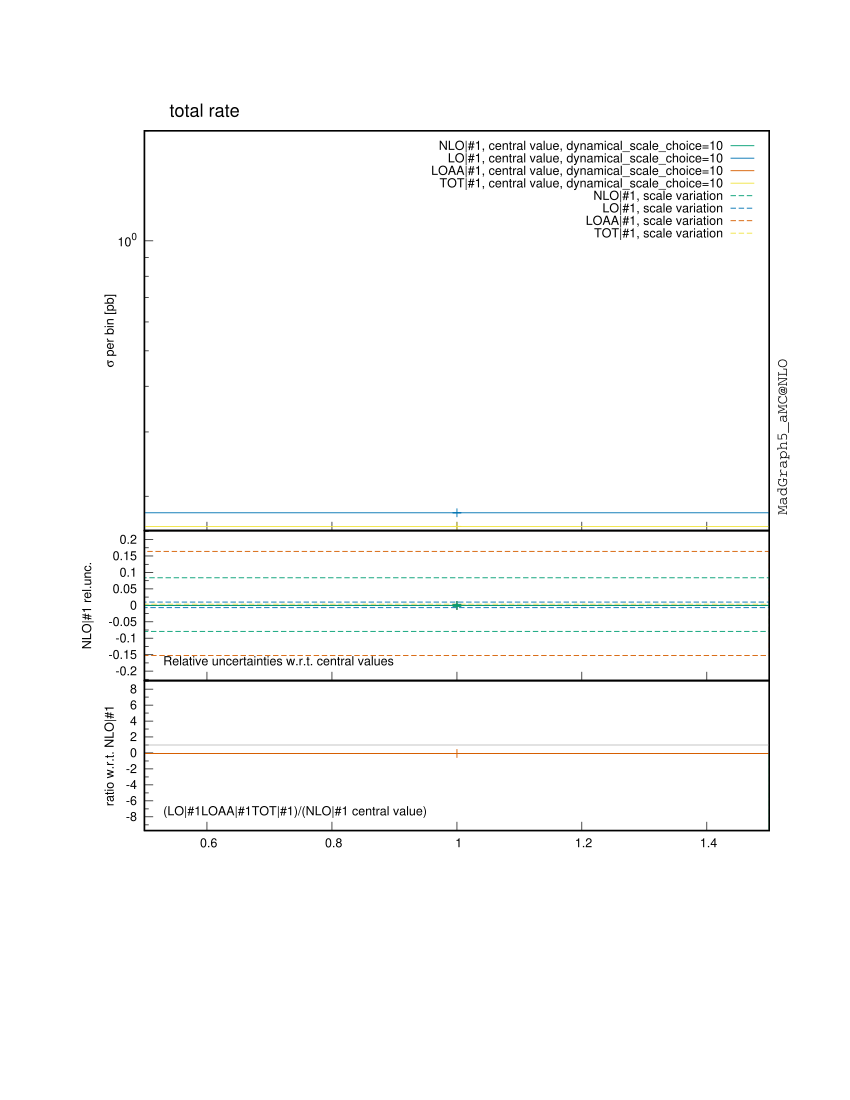

The gnuplot source for this figure:

################################################################################
#
# This gnuplot file was generated by MadGraph5_aMC@NLO project, a program which 
# automatically generates Feynman diagrams and matrix elements for arbitrary
# high-energy processes in the Standard Model and beyond. It also perform the
# integration and/or generate events for these processes, at LO and NLO accuracy.
#
# For more information, visit madgraph.phys.ucl.ac.be and amcatnlo.web.cern.ch
#
################################################################################
# /farmstorage/marcozaro/MadGraph/mg5amcnlo/mupmum_tt_nlo/bin/internal/histograms.py /farmstorage/marcozaro/MadGraph/mg5amcnlo/mupmum_tt_nlo/SubProcesses/P0_mupmum_ttx/all_G1_47/MADatNLO.HwU /farmstorage/marcozaro/MadGraph/mg5amcnlo/mupmum_tt_nlo/SubProcesses/P0_mupmum_ttx/all_G1_41/MADatNLO.HwU /farmstorage/marcozaro/MadGraph/mg5amcnlo/mupmum_tt_nlo/SubProcesses/P0_mupmum_ttx/all_G1_20/MADatNLO.HwU /farmstorage/marcozaro/MadGraph/mg5amcnlo/mupmum_tt_nlo/SubProcesses/P0_mupmum_ttx/all_G1_34/MADatNLO.HwU /farmstorage/marcozaro/MadGraph/mg5amcnlo/mupmum_tt_nlo/SubProcesses/P0_mupmum_ttx/all_G1_42/MADatNLO.HwU /farmstorage/marcozaro/MadGraph/mg5amcnlo/mupmum_tt_nlo/SubProcesses/P0_mupmum_ttx/all_G1_5/MADatNLO.HwU /farmstorage/marcozaro/MadGraph/mg5amcnlo/mupmum_tt_nlo/SubProcesses/P0_mupmum_ttx/all_G1_2/MADatNLO.HwU /farmstorage/marcozaro/MadGraph/mg5amcnlo/mupmum_tt_nlo/SubProcesses/P0_mupmum_ttx/all_G1_30/MADatNLO.HwU /farmstorage/marcozaro/MadGraph/mg5amcnlo/mupmum_tt_nlo/SubProcesses/P0_mupmum_ttx/all_G1_22/MADatNLO.HwU /farmstorage/marcozaro/MadGraph/mg5amcnlo/mupmum_tt_nlo/SubProcesses/P0_mupmum_ttx/all_G1_27/MADatNLO.HwU /farmstorage/marcozaro/MadGraph/mg5amcnlo/mupmum_tt_nlo/SubProcesses/P0_mupmum_ttx/all_G1_43/MADatNLO.HwU /farmstorage/marcozaro/MadGraph/mg5amcnlo/mupmum_tt_nlo/SubProcesses/P0_mupmum_ttx/all_G1_46/MADatNLO.HwU /farmstorage/marcozaro/MadGraph/mg5amcnlo/mupmum_tt_nlo/SubProcesses/P0_mupmum_ttx/all_G1_1/MADatNLO.HwU /farmstorage/marcozaro/MadGraph/mg5amcnlo/mupmum_tt_nlo/SubProcesses/P0_mupmum_ttx/all_G1_49/MADatNLO.HwU /farmstorage/marcozaro/MadGraph/mg5amcnlo/mupmum_tt_nlo/SubProcesses/P0_mupmum_ttx/all_G1_11/MADatNLO.HwU /farmstorage/marcozaro/MadGraph/mg5amcnlo/mupmum_tt_nlo/SubProcesses/P0_mupmum_ttx/all_G1_36/MADatNLO.HwU /farmstorage/marcozaro/MadGraph/mg5amcnlo/mupmum_tt_nlo/SubProcesses/P0_mupmum_ttx/all_G1_33/MADatNLO.HwU /farmstorage/marcozaro/MadGraph/mg5amcnlo/mupmum_tt_nlo/SubProcesses/P0_mupmum_ttx/all_G1_40/MADatNLO.HwU /farmstorage/marcozaro/MadGraph/mg5amcnlo/mupmum_tt_nlo/SubProcesses/P0_mupmum_ttx/all_G1_12/MADatNLO.HwU /farmstorage/marcozaro/MadGraph/mg5amcnlo/mupmum_tt_nlo/SubProcesses/P0_mupmum_ttx/all_G1_15/MADatNLO.HwU /farmstorage/marcozaro/MadGraph/mg5amcnlo/mupmum_tt_nlo/SubProcesses/P0_mupmum_ttx/all_G1_50/MADatNLO.HwU /farmstorage/marcozaro/MadGraph/mg5amcnlo/mupmum_tt_nlo/SubProcesses/P0_mupmum_ttx/all_G1_3/MADatNLO.HwU /farmstorage/marcozaro/MadGraph/mg5amcnlo/mupmum_tt_nlo/SubProcesses/P0_mupmum_ttx/all_G1_35/MADatNLO.HwU /farmstorage/marcozaro/MadGraph/mg5amcnlo/mupmum_tt_nlo/SubProcesses/P0_mupmum_ttx/all_G1_26/MADatNLO.HwU /farmstorage/marcozaro/MadGraph/mg5amcnlo/mupmum_tt_nlo/SubProcesses/P0_mupmum_ttx/all_G1_37/MADatNLO.HwU /farmstorage/marcozaro/MadGraph/mg5amcnlo/mupmum_tt_nlo/SubProcesses/P0_mupmum_ttx/all_G1_25/MADatNLO.HwU /farmstorage/marcozaro/MadGraph/mg5amcnlo/mupmum_tt_nlo/SubProcesses/P0_mupmum_ttx/all_G1_8/MADatNLO.HwU /farmstorage/marcozaro/MadGraph/mg5amcnlo/mupmum_tt_nlo/SubProcesses/P0_mupmum_ttx/all_G1_18/MADatNLO.HwU /farmstorage/marcozaro/MadGraph/mg5amcnlo/mupmum_tt_nlo/SubProcesses/P0_mupmum_ttx/all_G1_17/MADatNLO.HwU /farmstorage/marcozaro/MadGraph/mg5amcnlo/mupmum_tt_nlo/SubProcesses/P0_mupmum_ttx/all_G1_29/MADatNLO.HwU /farmstorage/marcozaro/MadGraph/mg5amcnlo/mupmum_tt_nlo/SubProcesses/P0_mupmum_ttx/all_G1_24/MADatNLO.HwU /farmstorage/marcozaro/MadGraph/mg5amcnlo/mupmum_tt_nlo/SubProcesses/P0_mupmum_ttx/all_G1_16/MADatNLO.HwU /farmstorage/marcozaro/MadGraph/mg5amcnlo/mupmum_tt_nlo/SubProcesses/P0_mupmum_ttx/all_G1_19/MADatNLO.HwU /farmstorage/marcozaro/MadGraph/mg5amcnlo/mupmum_tt_nlo/SubProcesses/P0_mupmum_ttx/all_G1_7/MADatNLO.HwU /farmstorage/marcozaro/MadGraph/mg5amcnlo/mupmum_tt_nlo/SubProcesses/P0_mupmum_ttx/all_G1_9/MADatNLO.HwU /farmstorage/marcozaro/MadGraph/mg5amcnlo/mupmum_tt_nlo/SubProcesses/P0_mupmum_ttx/all_G1_10/MADatNLO.HwU /farmstorage/marcozaro/MadGraph/mg5amcnlo/mupmum_tt_nlo/SubProcesses/P0_mupmum_ttx/all_G1_44/MADatNLO.HwU /farmstorage/marcozaro/MadGraph/mg5amcnlo/mupmum_tt_nlo/SubProcesses/P0_mupmum_ttx/all_G1_39/MADatNLO.HwU /farmstorage/marcozaro/MadGraph/mg5amcnlo/mupmum_tt_nlo/SubProcesses/P0_mupmum_ttx/all_G1_21/MADatNLO.HwU /farmstorage/marcozaro/MadGraph/mg5amcnlo/mupmum_tt_nlo/SubProcesses/P0_mupmum_ttx/all_G1_4/MADatNLO.HwU /farmstorage/marcozaro/MadGraph/mg5amcnlo/mupmum_tt_nlo/SubProcesses/P0_mupmum_ttx/all_G1_14/MADatNLO.HwU /farmstorage/marcozaro/MadGraph/mg5amcnlo/mupmum_tt_nlo/SubProcesses/P0_mupmum_ttx/all_G1_13/MADatNLO.HwU /farmstorage/marcozaro/MadGraph/mg5amcnlo/mupmum_tt_nlo/SubProcesses/P0_mupmum_ttx/all_G1_38/MADatNLO.HwU /farmstorage/marcozaro/MadGraph/mg5amcnlo/mupmum_tt_nlo/SubProcesses/P0_mupmum_ttx/all_G1_28/MADatNLO.HwU /farmstorage/marcozaro/MadGraph/mg5amcnlo/mupmum_tt_nlo/SubProcesses/P0_mupmum_ttx/all_G1_23/MADatNLO.HwU /farmstorage/marcozaro/MadGraph/mg5amcnlo/mupmum_tt_nlo/SubProcesses/P0_mupmum_ttx/all_G1_45/MADatNLO.HwU /farmstorage/marcozaro/MadGraph/mg5amcnlo/mupmum_tt_nlo/SubProcesses/P0_mupmum_ttx/all_G1_31/MADatNLO.HwU /farmstorage/marcozaro/MadGraph/mg5amcnlo/mupmum_tt_nlo/SubProcesses/P0_mupmum_ttx/all_G1_48/MADatNLO.HwU /farmstorage/marcozaro/MadGraph/mg5amcnlo/mupmum_tt_nlo/SubProcesses/P0_mupmum_ttx/all_G1_32/MADatNLO.HwU /farmstorage/marcozaro/MadGraph/mg5amcnlo/mupmum_tt_nlo/SubProcesses/P0_mupmum_ttx/all_G1_6/MADatNLO.HwU /farmstorage/marcozaro/MadGraph/mg5amcnlo/mupmum_tt_nlo/SubProcesses/P0_aa_ttx/all_G1_3/MADatNLO.HwU /farmstorage/marcozaro/MadGraph/mg5amcnlo/mupmum_tt_nlo/SubProcesses/P0_aa_ttx/all_G1_5/MADatNLO.HwU /farmstorage/marcozaro/MadGraph/mg5amcnlo/mupmum_tt_nlo/SubProcesses/P0_aa_ttx/all_G1_22/MADatNLO.HwU /farmstorage/marcozaro/MadGraph/mg5amcnlo/mupmum_tt_nlo/SubProcesses/P0_aa_ttx/all_G1_10/MADatNLO.HwU /farmstorage/marcozaro/MadGraph/mg5amcnlo/mupmum_tt_nlo/SubProcesses/P0_aa_ttx/all_G1_11/MADatNLO.HwU /farmstorage/marcozaro/MadGraph/mg5amcnlo/mupmum_tt_nlo/SubProcesses/P0_aa_ttx/all_G1_7/MADatNLO.HwU /farmstorage/marcozaro/MadGraph/mg5amcnlo/mupmum_tt_nlo/SubProcesses/P0_aa_ttx/all_G1_13/MADatNLO.HwU /farmstorage/marcozaro/MadGraph/mg5amcnlo/mupmum_tt_nlo/SubProcesses/P0_aa_ttx/all_G1_6/MADatNLO.HwU /farmstorage/marcozaro/MadGraph/mg5amcnlo/mupmum_tt_nlo/SubProcesses/P0_aa_ttx/all_G1_1/MADatNLO.HwU /farmstorage/marcozaro/MadGraph/mg5amcnlo/mupmum_tt_nlo/SubProcesses/P0_aa_ttx/all_G1_20/MADatNLO.HwU /farmstorage/marcozaro/MadGraph/mg5amcnlo/mupmum_tt_nlo/SubProcesses/P0_aa_ttx/all_G1_8/MADatNLO.HwU /farmstorage/marcozaro/MadGraph/mg5amcnlo/mupmum_tt_nlo/SubProcesses/P0_aa_ttx/all_G1_2/MADatNLO.HwU /farmstorage/marcozaro/MadGraph/mg5amcnlo/mupmum_tt_nlo/SubProcesses/P0_aa_ttx/all_G1_14/MADatNLO.HwU /farmstorage/marcozaro/MadGraph/mg5amcnlo/mupmum_tt_nlo/SubProcesses/P0_aa_ttx/all_G1_9/MADatNLO.HwU /farmstorage/marcozaro/MadGraph/mg5amcnlo/mupmum_tt_nlo/SubProcesses/P0_aa_ttx/all_G1_17/MADatNLO.HwU /farmstorage/marcozaro/MadGraph/mg5amcnlo/mupmum_tt_nlo/SubProcesses/P0_aa_ttx/all_G1_12/MADatNLO.HwU /farmstorage/marcozaro/MadGraph/mg5amcnlo/mupmum_tt_nlo/SubProcesses/P0_aa_ttx/all_G1_15/MADatNLO.HwU /farmstorage/marcozaro/MadGraph/mg5amcnlo/mupmum_tt_nlo/SubProcesses/P0_aa_ttx/all_G1_23/MADatNLO.HwU /farmstorage/marcozaro/MadGraph/mg5amcnlo/mupmum_tt_nlo/SubProcesses/P0_aa_ttx/all_G1_24/MADatNLO.HwU /farmstorage/marcozaro/MadGraph/mg5amcnlo/mupmum_tt_nlo/SubProcesses/P0_aa_ttx/all_G1_4/MADatNLO.HwU /farmstorage/marcozaro/MadGraph/mg5amcnlo/mupmum_tt_nlo/SubProcesses/P0_aa_ttx/all_G1_19/MADatNLO.HwU /farmstorage/marcozaro/MadGraph/mg5amcnlo/mupmum_tt_nlo/SubProcesses/P0_aa_ttx/all_G1_16/MADatNLO.HwU /farmstorage/marcozaro/MadGraph/mg5amcnlo/mupmum_tt_nlo/SubProcesses/P0_aa_ttx/all_G1_21/MADatNLO.HwU /farmstorage/marcozaro/MadGraph/mg5amcnlo/mupmum_tt_nlo/SubProcesses/P0_aa_ttx/all_G1_18/MADatNLO.HwU --out=/farmstorage/marcozaro/MadGraph/mg5amcnlo/mupmum_tt_nlo/Events/run_1tev_NLO/MADatNLO --gnuplot --band=[] --lhapdf-config=/home/marcozaro/LHAPDF6/bin/lhapdf-config --sum --keep_all_weights --no_open
reset

set lmargin 10
set rmargin 0
set terminal postscript portrait enhanced color "Helvetica" 9 
# The pdf terminal offers transparency support, but you will have to adapt things a bit
#set terminal pdf enhanced font "Helvetica 12" lw 1.0 dashed size 29.7cm, 21cm
set key font ",9"
set key samplen "2"
set output "MADatNLO.ps"

# This is the "PODO" color palette of gnuplot v.5, but with the order
# changed: palette of colors selected to be easily distinguishable by
# color-blind individuals with either protanopia or deuteranopia. Bang
# Wong [2011] Nature Methods 8, 441.

set style line   1 lt 1 lc rgb "#009e73" lw 1.3
set style line 101 lt 1 lc rgb "#009e73" lw 1.3 dt (6,3)
set style line  11 lt 2 lc rgb "#009e73" lw 1.3 dt (6,3)
set style line  21 lt 4 lc rgb "#009e73" lw 1.3 dt (3,2)
set style line  31 lt 6 lc rgb "#009e73" lw 1.3 dt (2,1)
set style line  41 lt 8 lc rgb "#009e73" lw 1.3 dt (4,3)

set style line   2 lt 1 lc rgb "#0072b2" lw 1.3
set style line 102 lt 1 lc rgb "#0072b2" lw 1.3 dt (6,3)
set style line  12 lt 2 lc rgb "#0072b2" lw 1.3 dt (6,3)
set style line  22 lt 4 lc rgb "#0072b2" lw 1.3 dt (3,2)
set style line  32 lt 6 lc rgb "#0072b2" lw 1.3 dt (2,1)
set style line  42 lt 8 lc rgb "#0072b2" lw 1.3 dt (4,3)

set style line   3 lt 1 lc rgb "#d55e00" lw 1.3
set style line 103 lt 1 lc rgb "#d55e00" lw 1.3 dt (6,3)
set style line  13 lt 2 lc rgb "#d55e00" lw 1.3 dt (6,3)
set style line  23 lt 4 lc rgb "#d55e00" lw 1.3 dt (3,2)
set style line  33 lt 6 lc rgb "#d55e00" lw 1.3 dt (2,1)
set style line  43 lt 8 lc rgb "#d55e00" lw 1.3 dt (4,3)

set style line   4 lt 1 lc rgb "#f0e442" lw 1.3
set style line 104 lt 1 lc rgb "#f0e442" lw 1.3 dt (6,3)
set style line  14 lt 2 lc rgb "#f0e442" lw 1.3 dt (6,3)
set style line  24 lt 4 lc rgb "#f0e442" lw 1.3 dt (3,2)
set style line  34 lt 6 lc rgb "#f0e442" lw 1.3 dt (2,1)
set style line  44 lt 8 lc rgb "#f0e442" lw 1.3 dt (4,3)

set style line   5 lt 1 lc rgb "#56b4e9" lw 1.3
set style line 105 lt 1 lc rgb "#56b4e9" lw 1.3 dt (6,3)
set style line  15 lt 2 lc rgb "#56b4e9" lw 1.3 dt (6,3)
set style line  25 lt 4 lc rgb "#56b4e9" lw 1.3 dt (3,2)
set style line  35 lt 6 lc rgb "#56b4e9" lw 1.3 dt (2,1)
set style line  45 lt 8 lc rgb "#56b4e9" lw 1.3 dt (4,3)

set style line   6 lt 1 lc rgb "#cc79a7" lw 1.3
set style line 106 lt 1 lc rgb "#cc79a7" lw 1.3 dt (6,3)
set style line  16 lt 2 lc rgb "#cc79a7" lw 1.3 dt (6,3)
set style line  26 lt 4 lc rgb "#cc79a7" lw 1.3 dt (3,2)
set style line  36 lt 6 lc rgb "#cc79a7" lw 1.3 dt (2,1)
set style line  46 lt 8 lc rgb "#cc79a7" lw 1.3 dt (4,3)

set style line   7 lt 1 lc rgb "#e69f00" lw 1.3
set style line 107 lt 1 lc rgb "#e69f00" lw 1.3 dt (6,3)
set style line  17 lt 2 lc rgb "#e69f00" lw 1.3 dt (6,3)
set style line  27 lt 4 lc rgb "#e69f00" lw 1.3 dt (3,2)
set style line  37 lt 6 lc rgb "#e69f00" lw 1.3 dt (2,1)
set style line  47 lt 8 lc rgb "#e69f00" lw 1.3 dt (4,3)

set style line   8 lt 1 lc rgb "black" lw 1.3
set style line 108 lt 1 lc rgb "black" lw 1.3 dt (6,3)
set style line  18 lt 2 lc rgb "black" lw 1.3 dt (6,3)
set style line  28 lt 4 lc rgb "black" lw 1.3 dt (3,2)
set style line  38 lt 6 lc rgb "black" lw 1.3 dt (2,1)
set style line  48 lt 8 lc rgb "black" lw 1.3 dt (4,3)


set style line 999 lt 1 lc rgb "gray" lw 1.3

safe(x,y,a) = (y == 0.0 ? a : x/y)

set style data histeps
set key invert



################################################################################
### Rendering of the plot titled 'total rate'
################################################################################

set multiplot
set label "total rate" font ",13" at graph 0.04, graph 1.05
set xrange [5.0000e-01:1.5000e+00]
set bmargin 0 
set tmargin 0
set xtics nomirror
set ytics nomirror
set mytics 10
set xtics auto
set key horizontal noreverse maxcols 1 width -4 
set label front 'MadGraph5\_aMC\@NLO' font "Courier,11" rotate by 90 at graph 1.02, graph 0.04

#-- rendering subhistograms 'NLO|#1 and LO|#1 results'

set format y '10^{%T}'
set yrange [1.6107e-01:2.0024e+00]
set origin 0.0000e+00, 5.0000e-01
set size 1.0000e+00, 4.0000e-01
set mytics 10
set ytics auto
set format x ''
set logscale y
set ylabel "{/Symbol s} per bin [pb]"

plot \
sqrt(-1) ls 14 title 'TOT|#1, scale variation',\
sqrt(-1) ls 13 title 'LOAA|#1, scale variation',\
sqrt(-1) ls 12 title 'LO|#1, scale variation',\
sqrt(-1) ls 11 title 'NLO|#1, scale variation',\
'MADatNLO.HwU' index 3 using (($1+$2)/2):($3 >= 0 ? sqrt(-1) : abs($3)):4 w yerrorbar ls 104 title '',\
'MADatNLO.HwU' index 3 using (($1+$2)/2):($3 >= 0 ? sqrt(-1) : abs($3)) ls 104 title '',\
'MADatNLO.HwU' index 3 using (($1+$2)/2):($3 < 0 ? sqrt(-1) : $3):4 w yerrorbar ls 4 title '',\
'MADatNLO.HwU' index 3 using (($1+$2)/2):($3 < 0 ? sqrt(-1) : $3) ls 4 title 'TOT|#1, central value, dynamical\_scale\_choice=10',\
'MADatNLO.HwU' index 2 using (($1+$2)/2):($3 >= 0 ? sqrt(-1) : abs($3)):4 w yerrorbar ls 103 title '',\
'MADatNLO.HwU' index 2 using (($1+$2)/2):($3 >= 0 ? sqrt(-1) : abs($3)) ls 103 title '',\
'MADatNLO.HwU' index 2 using (($1+$2)/2):($3 < 0 ? sqrt(-1) : $3):4 w yerrorbar ls 3 title '',\
'MADatNLO.HwU' index 2 using (($1+$2)/2):($3 < 0 ? sqrt(-1) : $3) ls 3 title 'LOAA|#1, central value, dynamical\_scale\_choice=10',\
'MADatNLO.HwU' index 1 using (($1+$2)/2):($3 >= 0 ? sqrt(-1) : abs($3)):4 w yerrorbar ls 102 title '',\
'MADatNLO.HwU' index 1 using (($1+$2)/2):($3 >= 0 ? sqrt(-1) : abs($3)) ls 102 title '',\
'MADatNLO.HwU' index 1 using (($1+$2)/2):($3 < 0 ? sqrt(-1) : $3):4 w yerrorbar ls 2 title '',\
'MADatNLO.HwU' index 1 using (($1+$2)/2):($3 < 0 ? sqrt(-1) : $3) ls 2 title 'LO|#1, central value, dynamical\_scale\_choice=10',\
'MADatNLO.HwU' index 0 using (($1+$2)/2):($3 >= 0 ? sqrt(-1) : abs($3)):4 w yerrorbar ls 101 title '',\
'MADatNLO.HwU' index 0 using (($1+$2)/2):($3 >= 0 ? sqrt(-1) : abs($3)) ls 101 title '',\
'MADatNLO.HwU' index 0 using (($1+$2)/2):($3 < 0 ? sqrt(-1) : $3):4 w yerrorbar ls 1 title '',\
'MADatNLO.HwU' index 0 using (($1+$2)/2):($3 < 0 ? sqrt(-1) : $3) ls 1 title 'NLO|#1, central value, dynamical\_scale\_choice=10'
#-- rendering subhistograms 'Relative scale and PDF uncertainty'
unset label
unset format
set yrange [-2.2863e-01:2.2749e-01]
set origin 0.0000e+00, 3.5000e-01
set size 1.0000e+00, 1.5000e-01
set mytics 2
set ytics auto
set format x ''
unset logscale y
set ylabel "NLO|#1 rel.unc."
set label "Relative uncertainties w.r.t. central values" font ",9" front at graph 0.03, graph 0.13
plot \
'MADatNLO.HwU' index 3 using (($1+$2)/2):(safe($7,$3,1.0)-1.0) ls 14 title '',\
'MADatNLO.HwU' index 3 using (($1+$2)/2):(safe($6,$3,1.0)-1.0) ls 14 title '',\
'MADatNLO.HwU' index 2 using (($1+$2)/2):(safe($7,$3,1.0)-1.0) ls 13 title '',\
'MADatNLO.HwU' index 2 using (($1+$2)/2):(safe($6,$3,1.0)-1.0) ls 13 title '',\
'MADatNLO.HwU' index 1 using (($1+$2)/2):(safe($7,$3,1.0)-1.0) ls 12 title '',\
'MADatNLO.HwU' index 1 using (($1+$2)/2):(safe($6,$3,1.0)-1.0) ls 12 title '',\
'MADatNLO.HwU' index 0 using (($1+$2)/2):(safe($7,$3,1.0)-1.0) ls 11 title '',\
'MADatNLO.HwU' index 0 using (($1+$2)/2):(safe($6,$3,1.0)-1.0) ls 11 title '',\
0.0 ls 999 title '',\
'MADatNLO.HwU' index 3 using (($1+$2)/2):(0.0):(safe($4,$3,0.0)) w yerrorbar ls 4 title '',\
'MADatNLO.HwU' index 3 using (($1+$2)/2):(safe($5,$3,1.0)-1.0) ls 4 title '',\
'MADatNLO.HwU' index 2 using (($1+$2)/2):(0.0):(safe($4,$3,0.0)) w yerrorbar ls 3 title '',\
'MADatNLO.HwU' index 2 using (($1+$2)/2):(safe($5,$3,1.0)-1.0) ls 3 title '',\
'MADatNLO.HwU' index 1 using (($1+$2)/2):(0.0):(safe($4,$3,0.0)) w yerrorbar ls 2 title '',\
'MADatNLO.HwU' index 1 using (($1+$2)/2):(safe($5,$3,1.0)-1.0) ls 2 title '',\
'MADatNLO.HwU' index 0 using (($1+$2)/2):(0.0):(safe($4,$3,0.0)) w yerrorbar ls 1 title '',\
'MADatNLO.HwU' index 0 using (($1+$2)/2):(safe($5,$3,1.0)-1.0) ls 1 title ''
#-- rendering subhistograms '(LO|#1LOAA|#1TOT|#1)/(NLO|#1 central value) ratio'
unset label
unset format
set yrange [-9.7218e+00:9.0743e+00]
set origin 0.0000e+00, 2.0000e-01
set size 1.0000e+00, 1.5000e-01
set mytics 2
set ytics auto
set format x
unset logscale y
set ylabel "ratio w.r.t. NLO|#1"
set label "(LO|#1LOAA|#1TOT|#1)/(NLO|#1 central value)" font ",9" at graph 0.03, graph 0.13
plot \
1.0 ls 999 title '',\
'MADatNLO.HwU' index 6 using (($1+$2)/2):7 ls 14 title '',\
'MADatNLO.HwU' index 6 using (($1+$2)/2):6 ls 14 title '',\
'MADatNLO.HwU' index 5 using (($1+$2)/2):7 ls 13 title '',\
'MADatNLO.HwU' index 5 using (($1+$2)/2):6 ls 13 title '',\
'MADatNLO.HwU' index 4 using (($1+$2)/2):7 ls 12 title '',\
'MADatNLO.HwU' index 4 using (($1+$2)/2):6 ls 12 title '',\
'MADatNLO.HwU' index 6 using (($1+$2)/2):5 ls 4 title '',\
'MADatNLO.HwU' index 6 using (($1+$2)/2):3:4 w yerrorbar ls 4 title '',\
'MADatNLO.HwU' index 6 using (($1+$2)/2):3 ls 4 title '',\
'MADatNLO.HwU' index 5 using (($1+$2)/2):5 ls 3 title '',\
'MADatNLO.HwU' index 5 using (($1+$2)/2):3:4 w yerrorbar ls 3 title '',\
'MADatNLO.HwU' index 5 using (($1+$2)/2):3 ls 3 title '',\
'MADatNLO.HwU' index 4 using (($1+$2)/2):5 ls 2 title '',\
'MADatNLO.HwU' index 4 using (($1+$2)/2):3:4 w yerrorbar ls 2 title '',\
'MADatNLO.HwU' index 4 using (($1+$2)/2):3 ls 2 title ''

unset label

################################################################################

################################################################################
### Rendering of the plot titled 'total rate real'
################################################################################

set multiplot
set label "total rate real" font ",13" at graph 0.04, graph 1.05
set xrange [5.0000e-01:5.5000e+00]
set bmargin 0 
set tmargin 0
set xtics nomirror
set ytics nomirror
set mytics 10
set xtics auto
set key horizontal noreverse maxcols 1 width -4 
set label front 'MadGraph5\_aMC\@NLO' font "Courier,11" rotate by 90 at graph 1.02, graph 0.04

#-- rendering subhistograms 'NLO|#1 and LO|#1 results'

set format y '10^{%T}'
set yrange [9.0000e-01:1.1000e+02]
set origin 0.0000e+00, 5.0000e-01
set size 1.0000e+00, 4.0000e-01
set mytics 10
set ytics auto
set format x ''
set logscale y
set ylabel "{/Symbol s} per bin [pb]"

plot \
sqrt(-1) ls 14 title 'TOT|#1, scale variation',\
sqrt(-1) ls 13 title 'LOAA|#1, scale variation',\
sqrt(-1) ls 12 title 'LO|#1, scale variation',\
sqrt(-1) ls 11 title 'NLO|#1, scale variation',\
'MADatNLO.HwU' index 10 using (($1+$2)/2):($3 >= 0 ? sqrt(-1) : abs($3)):4 w yerrorbar ls 104 title '',\
'MADatNLO.HwU' index 10 using (($1+$2)/2):($3 >= 0 ? sqrt(-1) : abs($3)) ls 104 title '',\
'MADatNLO.HwU' index 10 using (($1+$2)/2):($3 < 0 ? sqrt(-1) : $3):4 w yerrorbar ls 4 title '',\
'MADatNLO.HwU' index 10 using (($1+$2)/2):($3 < 0 ? sqrt(-1) : $3) ls 4 title 'TOT|#1, central value, dynamical\_scale\_choice=10',\
'MADatNLO.HwU' index 9 using (($1+$2)/2):($3 >= 0 ? sqrt(-1) : abs($3)):4 w yerrorbar ls 103 title '',\
'MADatNLO.HwU' index 9 using (($1+$2)/2):($3 >= 0 ? sqrt(-1) : abs($3)) ls 103 title '',\
'MADatNLO.HwU' index 9 using (($1+$2)/2):($3 < 0 ? sqrt(-1) : $3):4 w yerrorbar ls 3 title '',\
'MADatNLO.HwU' index 9 using (($1+$2)/2):($3 < 0 ? sqrt(-1) : $3) ls 3 title 'LOAA|#1, central value, dynamical\_scale\_choice=10',\
'MADatNLO.HwU' index 8 using (($1+$2)/2):($3 >= 0 ? sqrt(-1) : abs($3)):4 w yerrorbar ls 102 title '',\
'MADatNLO.HwU' index 8 using (($1+$2)/2):($3 >= 0 ? sqrt(-1) : abs($3)) ls 102 title '',\
'MADatNLO.HwU' index 8 using (($1+$2)/2):($3 < 0 ? sqrt(-1) : $3):4 w yerrorbar ls 2 title '',\
'MADatNLO.HwU' index 8 using (($1+$2)/2):($3 < 0 ? sqrt(-1) : $3) ls 2 title 'LO|#1, central value, dynamical\_scale\_choice=10',\
'MADatNLO.HwU' index 7 using (($1+$2)/2):($3 >= 0 ? sqrt(-1) : abs($3)):4 w yerrorbar ls 101 title '',\
'MADatNLO.HwU' index 7 using (($1+$2)/2):($3 >= 0 ? sqrt(-1) : abs($3)) ls 101 title '',\
'MADatNLO.HwU' index 7 using (($1+$2)/2):($3 < 0 ? sqrt(-1) : $3):4 w yerrorbar ls 1 title '',\
'MADatNLO.HwU' index 7 using (($1+$2)/2):($3 < 0 ? sqrt(-1) : $3) ls 1 title 'NLO|#1, central value, dynamical\_scale\_choice=10'
#-- rendering subhistograms 'Relative scale and PDF uncertainty'
unset label
unset format
set yrange [-1.4800e+00:1.4000e+00]
set origin 0.0000e+00, 3.5000e-01
set size 1.0000e+00, 1.5000e-01
set mytics 2
set ytics auto
set format x ''
unset logscale y
set ylabel "NLO|#1 rel.unc."
set label "Relative uncertainties w.r.t. central values" font ",9" front at graph 0.03, graph 0.13
plot \
'MADatNLO.HwU' index 10 using (($1+$2)/2):(safe($7,$3,1.0)-1.0) ls 14 title '',\
'MADatNLO.HwU' index 10 using (($1+$2)/2):(safe($6,$3,1.0)-1.0) ls 14 title '',\
'MADatNLO.HwU' index 9 using (($1+$2)/2):(safe($7,$3,1.0)-1.0) ls 13 title '',\
'MADatNLO.HwU' index 9 using (($1+$2)/2):(safe($6,$3,1.0)-1.0) ls 13 title '',\
'MADatNLO.HwU' index 8 using (($1+$2)/2):(safe($7,$3,1.0)-1.0) ls 12 title '',\
'MADatNLO.HwU' index 8 using (($1+$2)/2):(safe($6,$3,1.0)-1.0) ls 12 title '',\
'MADatNLO.HwU' index 7 using (($1+$2)/2):(safe($7,$3,1.0)-1.0) ls 11 title '',\
'MADatNLO.HwU' index 7 using (($1+$2)/2):(safe($6,$3,1.0)-1.0) ls 11 title '',\
0.0 ls 999 title '',\
'MADatNLO.HwU' index 10 using (($1+$2)/2):(0.0):(safe($4,$3,0.0)) w yerrorbar ls 4 title '',\
'MADatNLO.HwU' index 10 using (($1+$2)/2):(safe($5,$3,1.0)-1.0) ls 4 title '',\
'MADatNLO.HwU' index 9 using (($1+$2)/2):(0.0):(safe($4,$3,0.0)) w yerrorbar ls 3 title '',\
'MADatNLO.HwU' index 9 using (($1+$2)/2):(safe($5,$3,1.0)-1.0) ls 3 title '',\
'MADatNLO.HwU' index 8 using (($1+$2)/2):(0.0):(safe($4,$3,0.0)) w yerrorbar ls 2 title '',\
'MADatNLO.HwU' index 8 using (($1+$2)/2):(safe($5,$3,1.0)-1.0) ls 2 title '',\
'MADatNLO.HwU' index 7 using (($1+$2)/2):(0.0):(safe($4,$3,0.0)) w yerrorbar ls 1 title '',\
'MADatNLO.HwU' index 7 using (($1+$2)/2):(safe($5,$3,1.0)-1.0) ls 1 title ''
#-- rendering subhistograms '(LO|#1LOAA|#1TOT|#1)/(NLO|#1 central value) ratio'
unset label
unset format
set yrange [-2.4000e-01:1.2000e+00]
set origin 0.0000e+00, 2.0000e-01
set size 1.0000e+00, 1.5000e-01
set mytics 2
set ytics auto
set format x
unset logscale y
set ylabel "ratio w.r.t. NLO|#1"
set label "(LO|#1LOAA|#1TOT|#1)/(NLO|#1 central value)" font ",9" at graph 0.03, graph 0.13
plot \
1.0 ls 999 title '',\
'MADatNLO.HwU' index 13 using (($1+$2)/2):7 ls 14 title '',\
'MADatNLO.HwU' index 13 using (($1+$2)/2):6 ls 14 title '',\
'MADatNLO.HwU' index 12 using (($1+$2)/2):7 ls 13 title '',\
'MADatNLO.HwU' index 12 using (($1+$2)/2):6 ls 13 title '',\
'MADatNLO.HwU' index 11 using (($1+$2)/2):7 ls 12 title '',\
'MADatNLO.HwU' index 11 using (($1+$2)/2):6 ls 12 title '',\
'MADatNLO.HwU' index 13 using (($1+$2)/2):5 ls 4 title '',\
'MADatNLO.HwU' index 13 using (($1+$2)/2):3:4 w yerrorbar ls 4 title '',\
'MADatNLO.HwU' index 13 using (($1+$2)/2):3 ls 4 title '',\
'MADatNLO.HwU' index 12 using (($1+$2)/2):5 ls 3 title '',\
'MADatNLO.HwU' index 12 using (($1+$2)/2):3:4 w yerrorbar ls 3 title '',\
'MADatNLO.HwU' index 12 using (($1+$2)/2):3 ls 3 title '',\
'MADatNLO.HwU' index 11 using (($1+$2)/2):5 ls 2 title '',\
'MADatNLO.HwU' index 11 using (($1+$2)/2):3:4 w yerrorbar ls 2 title '',\
'MADatNLO.HwU' index 11 using (($1+$2)/2):3 ls 2 title ''

unset label

################################################################################

################################################################################
### Rendering of the plot titled 'mtt'
################################################################################

set multiplot
set label "mtt" font ",13" at graph 0.04, graph 1.05
set xrange [3.4000e+02:1.0000e+03]
set bmargin 0 
set tmargin 0
set xtics nomirror
set ytics nomirror
set mytics 10
set xtics auto
set key horizontal noreverse maxcols 1 width -4 
set label front 'MadGraph5\_aMC\@NLO' font "Courier,11" rotate by 90 at graph 1.02, graph 0.04

#-- rendering subhistograms 'NLO|#1 and LO|#1 results'

set format y '10^{%T}'
set yrange [2.0394e-06:5.8743e-02]
set origin 0.0000e+00, 5.0000e-01
set size 1.0000e+00, 4.0000e-01
set mytics 10
set ytics auto
set format x ''
set logscale y
set ylabel "{/Symbol s} per bin [pb]"

plot \
sqrt(-1) ls 14 title 'TOT|#1, scale variation',\
sqrt(-1) ls 13 title 'LOAA|#1, scale variation',\
sqrt(-1) ls 12 title 'LO|#1, scale variation',\
sqrt(-1) ls 11 title 'NLO|#1, scale variation',\
'MADatNLO.HwU' index 17 using (($1+$2)/2):($3 >= 0 ? sqrt(-1) : abs($3)):4 w yerrorbar ls 104 title '',\
'MADatNLO.HwU' index 17 using (($1+$2)/2):($3 >= 0 ? sqrt(-1) : abs($3)) ls 104 title '',\
'MADatNLO.HwU' index 17 using (($1+$2)/2):($3 < 0 ? sqrt(-1) : $3):4 w yerrorbar ls 4 title '',\
'MADatNLO.HwU' index 17 using (($1+$2)/2):($3 < 0 ? sqrt(-1) : $3) ls 4 title 'TOT|#1, central value, dynamical\_scale\_choice=10',\
'MADatNLO.HwU' index 16 using (($1+$2)/2):($3 >= 0 ? sqrt(-1) : abs($3)):4 w yerrorbar ls 103 title '',\
'MADatNLO.HwU' index 16 using (($1+$2)/2):($3 >= 0 ? sqrt(-1) : abs($3)) ls 103 title '',\
'MADatNLO.HwU' index 16 using (($1+$2)/2):($3 < 0 ? sqrt(-1) : $3):4 w yerrorbar ls 3 title '',\
'MADatNLO.HwU' index 16 using (($1+$2)/2):($3 < 0 ? sqrt(-1) : $3) ls 3 title 'LOAA|#1, central value, dynamical\_scale\_choice=10',\
'MADatNLO.HwU' index 15 using (($1+$2)/2):($3 >= 0 ? sqrt(-1) : abs($3)):4 w yerrorbar ls 102 title '',\
'MADatNLO.HwU' index 15 using (($1+$2)/2):($3 >= 0 ? sqrt(-1) : abs($3)) ls 102 title '',\
'MADatNLO.HwU' index 15 using (($1+$2)/2):($3 < 0 ? sqrt(-1) : $3):4 w yerrorbar ls 2 title '',\
'MADatNLO.HwU' index 15 using (($1+$2)/2):($3 < 0 ? sqrt(-1) : $3) ls 2 title 'LO|#1, central value, dynamical\_scale\_choice=10',\
'MADatNLO.HwU' index 14 using (($1+$2)/2):($3 >= 0 ? sqrt(-1) : abs($3)):4 w yerrorbar ls 101 title '',\
'MADatNLO.HwU' index 14 using (($1+$2)/2):($3 >= 0 ? sqrt(-1) : abs($3)) ls 101 title '',\
'MADatNLO.HwU' index 14 using (($1+$2)/2):($3 < 0 ? sqrt(-1) : $3):4 w yerrorbar ls 1 title '',\
'MADatNLO.HwU' index 14 using (($1+$2)/2):($3 < 0 ? sqrt(-1) : $3) ls 1 title 'NLO|#1, central value, dynamical\_scale\_choice=10'
#-- rendering subhistograms 'Relative scale and PDF uncertainty'
unset label
unset format
set yrange [-2.2218e-01:2.2155e-01]
set origin 0.0000e+00, 3.5000e-01
set size 1.0000e+00, 1.5000e-01
set mytics 2
set ytics auto
set format x ''
unset logscale y
set ylabel "NLO|#1 rel.unc."
set label "Relative uncertainties w.r.t. central values" font ",9" front at graph 0.03, graph 0.13
plot \
'MADatNLO.HwU' index 17 using (($1+$2)/2):(safe($7,$3,1.0)-1.0) ls 14 title '',\
'MADatNLO.HwU' index 17 using (($1+$2)/2):(safe($6,$3,1.0)-1.0) ls 14 title '',\
'MADatNLO.HwU' index 16 using (($1+$2)/2):(safe($7,$3,1.0)-1.0) ls 13 title '',\
'MADatNLO.HwU' index 16 using (($1+$2)/2):(safe($6,$3,1.0)-1.0) ls 13 title '',\
'MADatNLO.HwU' index 15 using (($1+$2)/2):(safe($7,$3,1.0)-1.0) ls 12 title '',\
'MADatNLO.HwU' index 15 using (($1+$2)/2):(safe($6,$3,1.0)-1.0) ls 12 title '',\
'MADatNLO.HwU' index 14 using (($1+$2)/2):(safe($7,$3,1.0)-1.0) ls 11 title '',\
'MADatNLO.HwU' index 14 using (($1+$2)/2):(safe($6,$3,1.0)-1.0) ls 11 title '',\
0.0 ls 999 title '',\
'MADatNLO.HwU' index 17 using (($1+$2)/2):(0.0):(safe($4,$3,0.0)) w yerrorbar ls 4 title '',\
'MADatNLO.HwU' index 17 using (($1+$2)/2):(safe($5,$3,1.0)-1.0) ls 4 title '',\
'MADatNLO.HwU' index 16 using (($1+$2)/2):(0.0):(safe($4,$3,0.0)) w yerrorbar ls 3 title '',\
'MADatNLO.HwU' index 16 using (($1+$2)/2):(safe($5,$3,1.0)-1.0) ls 3 title '',\
'MADatNLO.HwU' index 15 using (($1+$2)/2):(0.0):(safe($4,$3,0.0)) w yerrorbar ls 2 title '',\
'MADatNLO.HwU' index 15 using (($1+$2)/2):(safe($5,$3,1.0)-1.0) ls 2 title '',\
'MADatNLO.HwU' index 14 using (($1+$2)/2):(0.0):(safe($4,$3,0.0)) w yerrorbar ls 1 title '',\
'MADatNLO.HwU' index 14 using (($1+$2)/2):(safe($5,$3,1.0)-1.0) ls 1 title ''
#-- rendering subhistograms '(LO|#1LOAA|#1TOT|#1)/(NLO|#1 central value) ratio'
unset label
unset format
set yrange [-7.4676e+01:7.6139e+01]
set origin 0.0000e+00, 2.0000e-01
set size 1.0000e+00, 1.5000e-01
set mytics 2
set ytics auto
set format x
unset logscale y
set ylabel "ratio w.r.t. NLO|#1"
set label "(LO|#1LOAA|#1TOT|#1)/(NLO|#1 central value)" font ",9" at graph 0.03, graph 0.13
plot \
1.0 ls 999 title '',\
'MADatNLO.HwU' index 20 using (($1+$2)/2):7 ls 14 title '',\
'MADatNLO.HwU' index 20 using (($1+$2)/2):6 ls 14 title '',\
'MADatNLO.HwU' index 19 using (($1+$2)/2):7 ls 13 title '',\
'MADatNLO.HwU' index 19 using (($1+$2)/2):6 ls 13 title '',\
'MADatNLO.HwU' index 18 using (($1+$2)/2):7 ls 12 title '',\
'MADatNLO.HwU' index 18 using (($1+$2)/2):6 ls 12 title '',\
'MADatNLO.HwU' index 20 using (($1+$2)/2):5 ls 4 title '',\
'MADatNLO.HwU' index 20 using (($1+$2)/2):3:4 w yerrorbar ls 4 title '',\
'MADatNLO.HwU' index 20 using (($1+$2)/2):3 ls 4 title '',\
'MADatNLO.HwU' index 19 using (($1+$2)/2):5 ls 3 title '',\
'MADatNLO.HwU' index 19 using (($1+$2)/2):3:4 w yerrorbar ls 3 title '',\
'MADatNLO.HwU' index 19 using (($1+$2)/2):3 ls 3 title '',\
'MADatNLO.HwU' index 18 using (($1+$2)/2):5 ls 2 title '',\
'MADatNLO.HwU' index 18 using (($1+$2)/2):3:4 w yerrorbar ls 2 title '',\
'MADatNLO.HwU' index 18 using (($1+$2)/2):3 ls 2 title ''

unset label

################################################################################

################################################################################
### Rendering of the plot titled 'thetatt'
################################################################################

set multiplot
set label "thetatt" font ",13" at graph 0.04, graph 1.05
set xrange [0.0000e+00:3.1416e+00]
set bmargin 0 
set tmargin 0
set xtics nomirror
set ytics nomirror
set mytics 10
set xtics auto
set key horizontal noreverse maxcols 1 width -4 
set label front 'MadGraph5\_aMC\@NLO' font "Courier,11" rotate by 90 at graph 1.02, graph 0.04

#-- rendering subhistograms 'NLO|#1 and LO|#1 results'

set format y '10^{%T}'
set yrange [1.3680e-04:8.5535e-02]
set origin 0.0000e+00, 5.0000e-01
set size 1.0000e+00, 4.0000e-01
set mytics 10
set ytics auto
set format x ''
set logscale y
set ylabel "{/Symbol s} per bin [pb]"

plot \
sqrt(-1) ls 14 title 'TOT|#1, scale variation',\
sqrt(-1) ls 13 title 'LOAA|#1, scale variation',\
sqrt(-1) ls 12 title 'LO|#1, scale variation',\
sqrt(-1) ls 11 title 'NLO|#1, scale variation',\
'MADatNLO.HwU' index 24 using (($1+$2)/2):($3 >= 0 ? sqrt(-1) : abs($3)):4 w yerrorbar ls 104 title '',\
'MADatNLO.HwU' index 24 using (($1+$2)/2):($3 >= 0 ? sqrt(-1) : abs($3)) ls 104 title '',\
'MADatNLO.HwU' index 24 using (($1+$2)/2):($3 < 0 ? sqrt(-1) : $3):4 w yerrorbar ls 4 title '',\
'MADatNLO.HwU' index 24 using (($1+$2)/2):($3 < 0 ? sqrt(-1) : $3) ls 4 title 'TOT|#1, central value, dynamical\_scale\_choice=10',\
'MADatNLO.HwU' index 23 using (($1+$2)/2):($3 >= 0 ? sqrt(-1) : abs($3)):4 w yerrorbar ls 103 title '',\
'MADatNLO.HwU' index 23 using (($1+$2)/2):($3 >= 0 ? sqrt(-1) : abs($3)) ls 103 title '',\
'MADatNLO.HwU' index 23 using (($1+$2)/2):($3 < 0 ? sqrt(-1) : $3):4 w yerrorbar ls 3 title '',\
'MADatNLO.HwU' index 23 using (($1+$2)/2):($3 < 0 ? sqrt(-1) : $3) ls 3 title 'LOAA|#1, central value, dynamical\_scale\_choice=10',\
'MADatNLO.HwU' index 22 using (($1+$2)/2):($3 >= 0 ? sqrt(-1) : abs($3)):4 w yerrorbar ls 102 title '',\
'MADatNLO.HwU' index 22 using (($1+$2)/2):($3 >= 0 ? sqrt(-1) : abs($3)) ls 102 title '',\
'MADatNLO.HwU' index 22 using (($1+$2)/2):($3 < 0 ? sqrt(-1) : $3):4 w yerrorbar ls 2 title '',\
'MADatNLO.HwU' index 22 using (($1+$2)/2):($3 < 0 ? sqrt(-1) : $3) ls 2 title 'LO|#1, central value, dynamical\_scale\_choice=10',\
'MADatNLO.HwU' index 21 using (($1+$2)/2):($3 >= 0 ? sqrt(-1) : abs($3)):4 w yerrorbar ls 101 title '',\
'MADatNLO.HwU' index 21 using (($1+$2)/2):($3 >= 0 ? sqrt(-1) : abs($3)) ls 101 title '',\
'MADatNLO.HwU' index 21 using (($1+$2)/2):($3 < 0 ? sqrt(-1) : $3):4 w yerrorbar ls 1 title '',\
'MADatNLO.HwU' index 21 using (($1+$2)/2):($3 < 0 ? sqrt(-1) : $3) ls 1 title 'NLO|#1, central value, dynamical\_scale\_choice=10'
#-- rendering subhistograms 'Relative scale and PDF uncertainty'
unset label
unset format
set yrange [-1.8919e-01:1.8308e-01]
set origin 0.0000e+00, 3.5000e-01
set size 1.0000e+00, 1.5000e-01
set mytics 2
set ytics auto
set format x ''
unset logscale y
set ylabel "NLO|#1 rel.unc."
set label "Relative uncertainties w.r.t. central values" font ",9" front at graph 0.03, graph 0.13
plot \
'MADatNLO.HwU' index 24 using (($1+$2)/2):(safe($7,$3,1.0)-1.0) ls 14 title '',\
'MADatNLO.HwU' index 24 using (($1+$2)/2):(safe($6,$3,1.0)-1.0) ls 14 title '',\
'MADatNLO.HwU' index 23 using (($1+$2)/2):(safe($7,$3,1.0)-1.0) ls 13 title '',\
'MADatNLO.HwU' index 23 using (($1+$2)/2):(safe($6,$3,1.0)-1.0) ls 13 title '',\
'MADatNLO.HwU' index 22 using (($1+$2)/2):(safe($7,$3,1.0)-1.0) ls 12 title '',\
'MADatNLO.HwU' index 22 using (($1+$2)/2):(safe($6,$3,1.0)-1.0) ls 12 title '',\
'MADatNLO.HwU' index 21 using (($1+$2)/2):(safe($7,$3,1.0)-1.0) ls 11 title '',\
'MADatNLO.HwU' index 21 using (($1+$2)/2):(safe($6,$3,1.0)-1.0) ls 11 title '',\
0.0 ls 999 title '',\
'MADatNLO.HwU' index 24 using (($1+$2)/2):(0.0):(safe($4,$3,0.0)) w yerrorbar ls 4 title '',\
'MADatNLO.HwU' index 24 using (($1+$2)/2):(safe($5,$3,1.0)-1.0) ls 4 title '',\
'MADatNLO.HwU' index 23 using (($1+$2)/2):(0.0):(safe($4,$3,0.0)) w yerrorbar ls 3 title '',\
'MADatNLO.HwU' index 23 using (($1+$2)/2):(safe($5,$3,1.0)-1.0) ls 3 title '',\
'MADatNLO.HwU' index 22 using (($1+$2)/2):(0.0):(safe($4,$3,0.0)) w yerrorbar ls 2 title '',\
'MADatNLO.HwU' index 22 using (($1+$2)/2):(safe($5,$3,1.0)-1.0) ls 2 title '',\
'MADatNLO.HwU' index 21 using (($1+$2)/2):(0.0):(safe($4,$3,0.0)) w yerrorbar ls 1 title '',\
'MADatNLO.HwU' index 21 using (($1+$2)/2):(safe($5,$3,1.0)-1.0) ls 1 title ''
#-- rendering subhistograms '(LO|#1LOAA|#1TOT|#1)/(NLO|#1 central value) ratio'
unset label
unset format
set yrange [-3.3275e+00:1.9929e+00]
set origin 0.0000e+00, 2.0000e-01
set size 1.0000e+00, 1.5000e-01
set mytics 2
set ytics auto
set format x
unset logscale y
set ylabel "ratio w.r.t. NLO|#1"
set label "(LO|#1LOAA|#1TOT|#1)/(NLO|#1 central value)" font ",9" at graph 0.03, graph 0.13
plot \
1.0 ls 999 title '',\
'MADatNLO.HwU' index 27 using (($1+$2)/2):7 ls 14 title '',\
'MADatNLO.HwU' index 27 using (($1+$2)/2):6 ls 14 title '',\
'MADatNLO.HwU' index 26 using (($1+$2)/2):7 ls 13 title '',\
'MADatNLO.HwU' index 26 using (($1+$2)/2):6 ls 13 title '',\
'MADatNLO.HwU' index 25 using (($1+$2)/2):7 ls 12 title '',\
'MADatNLO.HwU' index 25 using (($1+$2)/2):6 ls 12 title '',\
'MADatNLO.HwU' index 27 using (($1+$2)/2):5 ls 4 title '',\
'MADatNLO.HwU' index 27 using (($1+$2)/2):3:4 w yerrorbar ls 4 title '',\
'MADatNLO.HwU' index 27 using (($1+$2)/2):3 ls 4 title '',\
'MADatNLO.HwU' index 26 using (($1+$2)/2):5 ls 3 title '',\
'MADatNLO.HwU' index 26 using (($1+$2)/2):3:4 w yerrorbar ls 3 title '',\
'MADatNLO.HwU' index 26 using (($1+$2)/2):3 ls 3 title '',\
'MADatNLO.HwU' index 25 using (($1+$2)/2):5 ls 2 title '',\
'MADatNLO.HwU' index 25 using (($1+$2)/2):3:4 w yerrorbar ls 2 title '',\
'MADatNLO.HwU' index 25 using (($1+$2)/2):3 ls 2 title ''

unset label

################################################################################

################################################################################
### Rendering of the plot titled 'pttt'
################################################################################

set multiplot
set label "pttt" font ",13" at graph 0.04, graph 1.05
set xrange [0.0000e+00:4.4000e+02]
set bmargin 0 
set tmargin 0
set xtics nomirror
set ytics nomirror
set mytics 10
set xtics auto
set key horizontal noreverse maxcols 1 width -4 
set label front 'MadGraph5\_aMC\@NLO' font "Courier,11" rotate by 90 at graph 1.02, graph 0.04

#-- rendering subhistograms 'NLO|#1 and LO|#1 results'

set format y '10^{%T}'
set yrange [9.7287e-06:6.4479e-02]
set origin 0.0000e+00, 5.0000e-01
set size 1.0000e+00, 4.0000e-01
set mytics 10
set ytics auto
set format x ''
set logscale y
set ylabel "{/Symbol s} per bin [pb]"

plot \
sqrt(-1) ls 14 title 'TOT|#1, scale variation',\
sqrt(-1) ls 13 title 'LOAA|#1, scale variation',\
sqrt(-1) ls 12 title 'LO|#1, scale variation',\
sqrt(-1) ls 11 title 'NLO|#1, scale variation',\
'MADatNLO.HwU' index 31 using (($1+$2)/2):($3 >= 0 ? sqrt(-1) : abs($3)):4 w yerrorbar ls 104 title '',\
'MADatNLO.HwU' index 31 using (($1+$2)/2):($3 >= 0 ? sqrt(-1) : abs($3)) ls 104 title '',\
'MADatNLO.HwU' index 31 using (($1+$2)/2):($3 < 0 ? sqrt(-1) : $3):4 w yerrorbar ls 4 title '',\
'MADatNLO.HwU' index 31 using (($1+$2)/2):($3 < 0 ? sqrt(-1) : $3) ls 4 title 'TOT|#1, central value, dynamical\_scale\_choice=10',\
'MADatNLO.HwU' index 30 using (($1+$2)/2):($3 >= 0 ? sqrt(-1) : abs($3)):4 w yerrorbar ls 103 title '',\
'MADatNLO.HwU' index 30 using (($1+$2)/2):($3 >= 0 ? sqrt(-1) : abs($3)) ls 103 title '',\
'MADatNLO.HwU' index 30 using (($1+$2)/2):($3 < 0 ? sqrt(-1) : $3):4 w yerrorbar ls 3 title '',\
'MADatNLO.HwU' index 30 using (($1+$2)/2):($3 < 0 ? sqrt(-1) : $3) ls 3 title 'LOAA|#1, central value, dynamical\_scale\_choice=10',\
'MADatNLO.HwU' index 29 using (($1+$2)/2):($3 >= 0 ? sqrt(-1) : abs($3)):4 w yerrorbar ls 102 title '',\
'MADatNLO.HwU' index 29 using (($1+$2)/2):($3 >= 0 ? sqrt(-1) : abs($3)) ls 102 title '',\
'MADatNLO.HwU' index 29 using (($1+$2)/2):($3 < 0 ? sqrt(-1) : $3):4 w yerrorbar ls 2 title '',\
'MADatNLO.HwU' index 29 using (($1+$2)/2):($3 < 0 ? sqrt(-1) : $3) ls 2 title 'LO|#1, central value, dynamical\_scale\_choice=10',\
'MADatNLO.HwU' index 28 using (($1+$2)/2):($3 >= 0 ? sqrt(-1) : abs($3)):4 w yerrorbar ls 101 title '',\
'MADatNLO.HwU' index 28 using (($1+$2)/2):($3 >= 0 ? sqrt(-1) : abs($3)) ls 101 title '',\
'MADatNLO.HwU' index 28 using (($1+$2)/2):($3 < 0 ? sqrt(-1) : $3):4 w yerrorbar ls 1 title '',\
'MADatNLO.HwU' index 28 using (($1+$2)/2):($3 < 0 ? sqrt(-1) : $3) ls 1 title 'NLO|#1, central value, dynamical\_scale\_choice=10'
#-- rendering subhistograms 'Relative scale and PDF uncertainty'
unset label
unset format
set yrange [-5.8666e-03:5.6645e-03]
set origin 0.0000e+00, 3.5000e-01
set size 1.0000e+00, 1.5000e-01
set mytics 2
set ytics auto
set format x ''
unset logscale y
set ylabel "NLO|#1 rel.unc."
set label "Relative uncertainties w.r.t. central values" font ",9" front at graph 0.03, graph 0.13
plot \
'MADatNLO.HwU' index 31 using (($1+$2)/2):(safe($7,$3,1.0)-1.0) ls 14 title '',\
'MADatNLO.HwU' index 31 using (($1+$2)/2):(safe($6,$3,1.0)-1.0) ls 14 title '',\
'MADatNLO.HwU' index 30 using (($1+$2)/2):(safe($7,$3,1.0)-1.0) ls 13 title '',\
'MADatNLO.HwU' index 30 using (($1+$2)/2):(safe($6,$3,1.0)-1.0) ls 13 title '',\
'MADatNLO.HwU' index 29 using (($1+$2)/2):(safe($7,$3,1.0)-1.0) ls 12 title '',\
'MADatNLO.HwU' index 29 using (($1+$2)/2):(safe($6,$3,1.0)-1.0) ls 12 title '',\
'MADatNLO.HwU' index 28 using (($1+$2)/2):(safe($7,$3,1.0)-1.0) ls 11 title '',\
'MADatNLO.HwU' index 28 using (($1+$2)/2):(safe($6,$3,1.0)-1.0) ls 11 title '',\
0.0 ls 999 title '',\
'MADatNLO.HwU' index 31 using (($1+$2)/2):(0.0):(safe($4,$3,0.0)) w yerrorbar ls 4 title '',\
'MADatNLO.HwU' index 31 using (($1+$2)/2):(safe($5,$3,1.0)-1.0) ls 4 title '',\
'MADatNLO.HwU' index 30 using (($1+$2)/2):(0.0):(safe($4,$3,0.0)) w yerrorbar ls 3 title '',\
'MADatNLO.HwU' index 30 using (($1+$2)/2):(safe($5,$3,1.0)-1.0) ls 3 title '',\
'MADatNLO.HwU' index 29 using (($1+$2)/2):(0.0):(safe($4,$3,0.0)) w yerrorbar ls 2 title '',\
'MADatNLO.HwU' index 29 using (($1+$2)/2):(safe($5,$3,1.0)-1.0) ls 2 title '',\
'MADatNLO.HwU' index 28 using (($1+$2)/2):(0.0):(safe($4,$3,0.0)) w yerrorbar ls 1 title '',\
'MADatNLO.HwU' index 28 using (($1+$2)/2):(safe($5,$3,1.0)-1.0) ls 1 title ''
#-- rendering subhistograms '(LO|#1LOAA|#1TOT|#1)/(NLO|#1 central value) ratio'
unset label
unset format
set yrange [-4.0523e+00:5.7792e+00]
set origin 0.0000e+00, 2.0000e-01
set size 1.0000e+00, 1.5000e-01
set mytics 2
set ytics auto
set format x
unset logscale y
set ylabel "ratio w.r.t. NLO|#1"
set label "(LO|#1LOAA|#1TOT|#1)/(NLO|#1 central value)" font ",9" at graph 0.03, graph 0.13
plot \
1.0 ls 999 title '',\
'MADatNLO.HwU' index 34 using (($1+$2)/2):7 ls 14 title '',\
'MADatNLO.HwU' index 34 using (($1+$2)/2):6 ls 14 title '',\
'MADatNLO.HwU' index 33 using (($1+$2)/2):7 ls 13 title '',\
'MADatNLO.HwU' index 33 using (($1+$2)/2):6 ls 13 title '',\
'MADatNLO.HwU' index 32 using (($1+$2)/2):7 ls 12 title '',\
'MADatNLO.HwU' index 32 using (($1+$2)/2):6 ls 12 title '',\
'MADatNLO.HwU' index 34 using (($1+$2)/2):5 ls 4 title '',\
'MADatNLO.HwU' index 34 using (($1+$2)/2):3:4 w yerrorbar ls 4 title '',\
'MADatNLO.HwU' index 34 using (($1+$2)/2):3 ls 4 title '',\
'MADatNLO.HwU' index 33 using (($1+$2)/2):5 ls 3 title '',\
'MADatNLO.HwU' index 33 using (($1+$2)/2):3:4 w yerrorbar ls 3 title '',\
'MADatNLO.HwU' index 33 using (($1+$2)/2):3 ls 3 title '',\
'MADatNLO.HwU' index 32 using (($1+$2)/2):5 ls 2 title '',\
'MADatNLO.HwU' index 32 using (($1+$2)/2):3:4 w yerrorbar ls 2 title '',\
'MADatNLO.HwU' index 32 using (($1+$2)/2):3 ls 2 title ''

unset label

################################################################################

################################################################################
### Rendering of the plot titled 'ptmup'
################################################################################

set multiplot
set label "ptmup" font ",13" at graph 0.04, graph 1.05
set xrange [0.0000e+00:4.4000e+02]
set bmargin 0 
set tmargin 0
set xtics nomirror
set ytics nomirror
set mytics 10
set xtics auto
set key horizontal noreverse maxcols 1 width -4 
set label front 'MadGraph5\_aMC\@NLO' font "Courier,11" rotate by 90 at graph 1.02, graph 0.04

#-- rendering subhistograms 'NLO|#1 and LO|#1 results'

set format y '10^{%T}'
set yrange [1.8947e-09:1.1990e-02]
set origin 0.0000e+00, 5.0000e-01
set size 1.0000e+00, 4.0000e-01
set mytics 10
set ytics auto
set format x ''
set logscale y
set ylabel "{/Symbol s} per bin [pb]"

plot \
sqrt(-1) ls 14 title 'TOT|#1, scale variation',\
sqrt(-1) ls 13 title 'LOAA|#1, scale variation',\
sqrt(-1) ls 12 title 'LO|#1, scale variation',\
sqrt(-1) ls 11 title 'NLO|#1, scale variation',\
'MADatNLO.HwU' index 38 using (($1+$2)/2):($3 >= 0 ? sqrt(-1) : abs($3)):4 w yerrorbar ls 104 title '',\
'MADatNLO.HwU' index 38 using (($1+$2)/2):($3 >= 0 ? sqrt(-1) : abs($3)) ls 104 title '',\
'MADatNLO.HwU' index 38 using (($1+$2)/2):($3 < 0 ? sqrt(-1) : $3):4 w yerrorbar ls 4 title '',\
'MADatNLO.HwU' index 38 using (($1+$2)/2):($3 < 0 ? sqrt(-1) : $3) ls 4 title 'TOT|#1, central value, dynamical\_scale\_choice=10',\
'MADatNLO.HwU' index 37 using (($1+$2)/2):($3 >= 0 ? sqrt(-1) : abs($3)):4 w yerrorbar ls 103 title '',\
'MADatNLO.HwU' index 37 using (($1+$2)/2):($3 >= 0 ? sqrt(-1) : abs($3)) ls 103 title '',\
'MADatNLO.HwU' index 37 using (($1+$2)/2):($3 < 0 ? sqrt(-1) : $3):4 w yerrorbar ls 3 title '',\
'MADatNLO.HwU' index 37 using (($1+$2)/2):($3 < 0 ? sqrt(-1) : $3) ls 3 title 'LOAA|#1, central value, dynamical\_scale\_choice=10',\
'MADatNLO.HwU' index 36 using (($1+$2)/2):($3 >= 0 ? sqrt(-1) : abs($3)):4 w yerrorbar ls 102 title '',\
'MADatNLO.HwU' index 36 using (($1+$2)/2):($3 >= 0 ? sqrt(-1) : abs($3)) ls 102 title '',\
'MADatNLO.HwU' index 36 using (($1+$2)/2):($3 < 0 ? sqrt(-1) : $3):4 w yerrorbar ls 2 title '',\
'MADatNLO.HwU' index 36 using (($1+$2)/2):($3 < 0 ? sqrt(-1) : $3) ls 2 title 'LO|#1, central value, dynamical\_scale\_choice=10',\
'MADatNLO.HwU' index 35 using (($1+$2)/2):($3 >= 0 ? sqrt(-1) : abs($3)):4 w yerrorbar ls 101 title '',\
'MADatNLO.HwU' index 35 using (($1+$2)/2):($3 >= 0 ? sqrt(-1) : abs($3)) ls 101 title '',\
'MADatNLO.HwU' index 35 using (($1+$2)/2):($3 < 0 ? sqrt(-1) : $3):4 w yerrorbar ls 1 title '',\
'MADatNLO.HwU' index 35 using (($1+$2)/2):($3 < 0 ? sqrt(-1) : $3) ls 1 title 'NLO|#1, central value, dynamical\_scale\_choice=10'
#-- rendering subhistograms 'Relative scale and PDF uncertainty'
unset label
unset format
set yrange [-6.1245e-02:6.4797e-02]
set origin 0.0000e+00, 3.5000e-01
set size 1.0000e+00, 1.5000e-01
set mytics 2
set ytics auto
set format x ''
unset logscale y
set ylabel "NLO|#1 rel.unc."
set label "Relative uncertainties w.r.t. central values" font ",9" front at graph 0.03, graph 0.13
plot \
'MADatNLO.HwU' index 38 using (($1+$2)/2):(safe($7,$3,1.0)-1.0) ls 14 title '',\
'MADatNLO.HwU' index 38 using (($1+$2)/2):(safe($6,$3,1.0)-1.0) ls 14 title '',\
'MADatNLO.HwU' index 37 using (($1+$2)/2):(safe($7,$3,1.0)-1.0) ls 13 title '',\
'MADatNLO.HwU' index 37 using (($1+$2)/2):(safe($6,$3,1.0)-1.0) ls 13 title '',\
'MADatNLO.HwU' index 36 using (($1+$2)/2):(safe($7,$3,1.0)-1.0) ls 12 title '',\
'MADatNLO.HwU' index 36 using (($1+$2)/2):(safe($6,$3,1.0)-1.0) ls 12 title '',\
'MADatNLO.HwU' index 35 using (($1+$2)/2):(safe($7,$3,1.0)-1.0) ls 11 title '',\
'MADatNLO.HwU' index 35 using (($1+$2)/2):(safe($6,$3,1.0)-1.0) ls 11 title '',\
0.0 ls 999 title '',\
'MADatNLO.HwU' index 38 using (($1+$2)/2):(0.0):(safe($4,$3,0.0)) w yerrorbar ls 4 title '',\
'MADatNLO.HwU' index 38 using (($1+$2)/2):(safe($5,$3,1.0)-1.0) ls 4 title '',\
'MADatNLO.HwU' index 37 using (($1+$2)/2):(0.0):(safe($4,$3,0.0)) w yerrorbar ls 3 title '',\
'MADatNLO.HwU' index 37 using (($1+$2)/2):(safe($5,$3,1.0)-1.0) ls 3 title '',\
'MADatNLO.HwU' index 36 using (($1+$2)/2):(0.0):(safe($4,$3,0.0)) w yerrorbar ls 2 title '',\
'MADatNLO.HwU' index 36 using (($1+$2)/2):(safe($5,$3,1.0)-1.0) ls 2 title '',\
'MADatNLO.HwU' index 35 using (($1+$2)/2):(0.0):(safe($4,$3,0.0)) w yerrorbar ls 1 title '',\
'MADatNLO.HwU' index 35 using (($1+$2)/2):(safe($5,$3,1.0)-1.0) ls 1 title ''
#-- rendering subhistograms '(LO|#1LOAA|#1TOT|#1)/(NLO|#1 central value) ratio'
unset label
unset format
set yrange [-8.4961e-01:1.3991e+00]
set origin 0.0000e+00, 2.0000e-01
set size 1.0000e+00, 1.5000e-01
set mytics 2
set ytics auto
set format x
unset logscale y
set ylabel "ratio w.r.t. NLO|#1"
set label "(LO|#1LOAA|#1TOT|#1)/(NLO|#1 central value)" font ",9" at graph 0.03, graph 0.13
plot \
1.0 ls 999 title '',\
'MADatNLO.HwU' index 41 using (($1+$2)/2):7 ls 14 title '',\
'MADatNLO.HwU' index 41 using (($1+$2)/2):6 ls 14 title '',\
'MADatNLO.HwU' index 40 using (($1+$2)/2):7 ls 13 title '',\
'MADatNLO.HwU' index 40 using (($1+$2)/2):6 ls 13 title '',\
'MADatNLO.HwU' index 39 using (($1+$2)/2):7 ls 12 title '',\
'MADatNLO.HwU' index 39 using (($1+$2)/2):6 ls 12 title '',\
'MADatNLO.HwU' index 41 using (($1+$2)/2):5 ls 4 title '',\
'MADatNLO.HwU' index 41 using (($1+$2)/2):3:4 w yerrorbar ls 4 title '',\
'MADatNLO.HwU' index 41 using (($1+$2)/2):3 ls 4 title '',\
'MADatNLO.HwU' index 40 using (($1+$2)/2):5 ls 3 title '',\
'MADatNLO.HwU' index 40 using (($1+$2)/2):3:4 w yerrorbar ls 3 title '',\
'MADatNLO.HwU' index 40 using (($1+$2)/2):3 ls 3 title '',\
'MADatNLO.HwU' index 39 using (($1+$2)/2):5 ls 2 title '',\
'MADatNLO.HwU' index 39 using (($1+$2)/2):3:4 w yerrorbar ls 2 title '',\
'MADatNLO.HwU' index 39 using (($1+$2)/2):3 ls 2 title ''

unset label

################################################################################

################################################################################
### Rendering of the plot titled 'ptmum'
################################################################################

set multiplot
set label "ptmum" font ",13" at graph 0.04, graph 1.05
set xrange [0.0000e+00:4.4000e+02]
set bmargin 0 
set tmargin 0
set xtics nomirror
set ytics nomirror
set mytics 10
set xtics auto
set key horizontal noreverse maxcols 1 width -4 
set label front 'MadGraph5\_aMC\@NLO' font "Courier,11" rotate by 90 at graph 1.02, graph 0.04

#-- rendering subhistograms 'NLO|#1 and LO|#1 results'

set format y '10^{%T}'
set yrange [5.1557e-09:1.5575e-03]
set origin 0.0000e+00, 5.0000e-01
set size 1.0000e+00, 4.0000e-01
set mytics 10
set ytics auto
set format x ''
set logscale y
set ylabel "{/Symbol s} per bin [pb]"

plot \
sqrt(-1) ls 14 title 'TOT|#1, scale variation',\
sqrt(-1) ls 13 title 'LOAA|#1, scale variation',\
sqrt(-1) ls 12 title 'LO|#1, scale variation',\
sqrt(-1) ls 11 title 'NLO|#1, scale variation',\
'MADatNLO.HwU' index 45 using (($1+$2)/2):($3 >= 0 ? sqrt(-1) : abs($3)):4 w yerrorbar ls 104 title '',\
'MADatNLO.HwU' index 45 using (($1+$2)/2):($3 >= 0 ? sqrt(-1) : abs($3)) ls 104 title '',\
'MADatNLO.HwU' index 45 using (($1+$2)/2):($3 < 0 ? sqrt(-1) : $3):4 w yerrorbar ls 4 title '',\
'MADatNLO.HwU' index 45 using (($1+$2)/2):($3 < 0 ? sqrt(-1) : $3) ls 4 title 'TOT|#1, central value, dynamical\_scale\_choice=10',\
'MADatNLO.HwU' index 44 using (($1+$2)/2):($3 >= 0 ? sqrt(-1) : abs($3)):4 w yerrorbar ls 103 title '',\
'MADatNLO.HwU' index 44 using (($1+$2)/2):($3 >= 0 ? sqrt(-1) : abs($3)) ls 103 title '',\
'MADatNLO.HwU' index 44 using (($1+$2)/2):($3 < 0 ? sqrt(-1) : $3):4 w yerrorbar ls 3 title '',\
'MADatNLO.HwU' index 44 using (($1+$2)/2):($3 < 0 ? sqrt(-1) : $3) ls 3 title 'LOAA|#1, central value, dynamical\_scale\_choice=10',\
'MADatNLO.HwU' index 43 using (($1+$2)/2):($3 >= 0 ? sqrt(-1) : abs($3)):4 w yerrorbar ls 102 title '',\
'MADatNLO.HwU' index 43 using (($1+$2)/2):($3 >= 0 ? sqrt(-1) : abs($3)) ls 102 title '',\
'MADatNLO.HwU' index 43 using (($1+$2)/2):($3 < 0 ? sqrt(-1) : $3):4 w yerrorbar ls 2 title '',\
'MADatNLO.HwU' index 43 using (($1+$2)/2):($3 < 0 ? sqrt(-1) : $3) ls 2 title 'LO|#1, central value, dynamical\_scale\_choice=10',\
'MADatNLO.HwU' index 42 using (($1+$2)/2):($3 >= 0 ? sqrt(-1) : abs($3)):4 w yerrorbar ls 101 title '',\
'MADatNLO.HwU' index 42 using (($1+$2)/2):($3 >= 0 ? sqrt(-1) : abs($3)) ls 101 title '',\
'MADatNLO.HwU' index 42 using (($1+$2)/2):($3 < 0 ? sqrt(-1) : $3):4 w yerrorbar ls 1 title '',\
'MADatNLO.HwU' index 42 using (($1+$2)/2):($3 < 0 ? sqrt(-1) : $3) ls 1 title 'NLO|#1, central value, dynamical\_scale\_choice=10'
#-- rendering subhistograms 'Relative scale and PDF uncertainty'
unset label
unset format
set yrange [-8.2238e-02:8.3848e-02]
set origin 0.0000e+00, 3.5000e-01
set size 1.0000e+00, 1.5000e-01
set mytics 2
set ytics auto
set format x ''
unset logscale y
set ylabel "NLO|#1 rel.unc."
set label "Relative uncertainties w.r.t. central values" font ",9" front at graph 0.03, graph 0.13
plot \
'MADatNLO.HwU' index 45 using (($1+$2)/2):(safe($7,$3,1.0)-1.0) ls 14 title '',\
'MADatNLO.HwU' index 45 using (($1+$2)/2):(safe($6,$3,1.0)-1.0) ls 14 title '',\
'MADatNLO.HwU' index 44 using (($1+$2)/2):(safe($7,$3,1.0)-1.0) ls 13 title '',\
'MADatNLO.HwU' index 44 using (($1+$2)/2):(safe($6,$3,1.0)-1.0) ls 13 title '',\
'MADatNLO.HwU' index 43 using (($1+$2)/2):(safe($7,$3,1.0)-1.0) ls 12 title '',\
'MADatNLO.HwU' index 43 using (($1+$2)/2):(safe($6,$3,1.0)-1.0) ls 12 title '',\
'MADatNLO.HwU' index 42 using (($1+$2)/2):(safe($7,$3,1.0)-1.0) ls 11 title '',\
'MADatNLO.HwU' index 42 using (($1+$2)/2):(safe($6,$3,1.0)-1.0) ls 11 title '',\
0.0 ls 999 title '',\
'MADatNLO.HwU' index 45 using (($1+$2)/2):(0.0):(safe($4,$3,0.0)) w yerrorbar ls 4 title '',\
'MADatNLO.HwU' index 45 using (($1+$2)/2):(safe($5,$3,1.0)-1.0) ls 4 title '',\
'MADatNLO.HwU' index 44 using (($1+$2)/2):(0.0):(safe($4,$3,0.0)) w yerrorbar ls 3 title '',\
'MADatNLO.HwU' index 44 using (($1+$2)/2):(safe($5,$3,1.0)-1.0) ls 3 title '',\
'MADatNLO.HwU' index 43 using (($1+$2)/2):(0.0):(safe($4,$3,0.0)) w yerrorbar ls 2 title '',\
'MADatNLO.HwU' index 43 using (($1+$2)/2):(safe($5,$3,1.0)-1.0) ls 2 title '',\
'MADatNLO.HwU' index 42 using (($1+$2)/2):(0.0):(safe($4,$3,0.0)) w yerrorbar ls 1 title '',\
'MADatNLO.HwU' index 42 using (($1+$2)/2):(safe($5,$3,1.0)-1.0) ls 1 title ''
#-- rendering subhistograms '(LO|#1LOAA|#1TOT|#1)/(NLO|#1 central value) ratio'
unset label
unset format
set yrange [-1.6200e+01:5.1723e+00]
set origin 0.0000e+00, 2.0000e-01
set size 1.0000e+00, 1.5000e-01
set mytics 2
set ytics auto
set format x
unset logscale y
set ylabel "ratio w.r.t. NLO|#1"
set label "(LO|#1LOAA|#1TOT|#1)/(NLO|#1 central value)" font ",9" at graph 0.03, graph 0.13
plot \
1.0 ls 999 title '',\
'MADatNLO.HwU' index 48 using (($1+$2)/2):7 ls 14 title '',\
'MADatNLO.HwU' index 48 using (($1+$2)/2):6 ls 14 title '',\
'MADatNLO.HwU' index 47 using (($1+$2)/2):7 ls 13 title '',\
'MADatNLO.HwU' index 47 using (($1+$2)/2):6 ls 13 title '',\
'MADatNLO.HwU' index 46 using (($1+$2)/2):7 ls 12 title '',\
'MADatNLO.HwU' index 46 using (($1+$2)/2):6 ls 12 title '',\
'MADatNLO.HwU' index 48 using (($1+$2)/2):5 ls 4 title '',\
'MADatNLO.HwU' index 48 using (($1+$2)/2):3:4 w yerrorbar ls 4 title '',\
'MADatNLO.HwU' index 48 using (($1+$2)/2):3 ls 4 title '',\
'MADatNLO.HwU' index 47 using (($1+$2)/2):5 ls 3 title '',\
'MADatNLO.HwU' index 47 using (($1+$2)/2):3:4 w yerrorbar ls 3 title '',\
'MADatNLO.HwU' index 47 using (($1+$2)/2):3 ls 3 title '',\
'MADatNLO.HwU' index 46 using (($1+$2)/2):5 ls 2 title '',\
'MADatNLO.HwU' index 46 using (($1+$2)/2):3:4 w yerrorbar ls 2 title '',\
'MADatNLO.HwU' index 46 using (($1+$2)/2):3 ls 2 title ''

unset label

################################################################################

################################################################################
### Rendering of the plot titled 'pttop'
################################################################################

set multiplot
set label "pttop" font ",13" at graph 0.04, graph 1.05
set xrange [0.0000e+00:4.8000e+02]
set bmargin 0 
set tmargin 0
set xtics nomirror
set ytics nomirror
set mytics 10
set xtics auto
set key horizontal noreverse maxcols 1 width -4 
set label front 'MadGraph5\_aMC\@NLO' font "Courier,11" rotate by 90 at graph 1.02, graph 0.04

#-- rendering subhistograms 'NLO|#1 and LO|#1 results'

set format y '10^{%T}'
set yrange [2.7541e-04:2.1616e-01]
set origin 0.0000e+00, 5.0000e-01
set size 1.0000e+00, 4.0000e-01
set mytics 10
set ytics auto
set format x ''
set logscale y
set ylabel "{/Symbol s} per bin [pb]"

plot \
sqrt(-1) ls 14 title 'TOT|#1, scale variation',\
sqrt(-1) ls 13 title 'LOAA|#1, scale variation',\
sqrt(-1) ls 12 title 'LO|#1, scale variation',\
sqrt(-1) ls 11 title 'NLO|#1, scale variation',\
'MADatNLO.HwU' index 52 using (($1+$2)/2):($3 >= 0 ? sqrt(-1) : abs($3)):4 w yerrorbar ls 104 title '',\
'MADatNLO.HwU' index 52 using (($1+$2)/2):($3 >= 0 ? sqrt(-1) : abs($3)) ls 104 title '',\
'MADatNLO.HwU' index 52 using (($1+$2)/2):($3 < 0 ? sqrt(-1) : $3):4 w yerrorbar ls 4 title '',\
'MADatNLO.HwU' index 52 using (($1+$2)/2):($3 < 0 ? sqrt(-1) : $3) ls 4 title 'TOT|#1, central value, dynamical\_scale\_choice=10',\
'MADatNLO.HwU' index 51 using (($1+$2)/2):($3 >= 0 ? sqrt(-1) : abs($3)):4 w yerrorbar ls 103 title '',\
'MADatNLO.HwU' index 51 using (($1+$2)/2):($3 >= 0 ? sqrt(-1) : abs($3)) ls 103 title '',\
'MADatNLO.HwU' index 51 using (($1+$2)/2):($3 < 0 ? sqrt(-1) : $3):4 w yerrorbar ls 3 title '',\
'MADatNLO.HwU' index 51 using (($1+$2)/2):($3 < 0 ? sqrt(-1) : $3) ls 3 title 'LOAA|#1, central value, dynamical\_scale\_choice=10',\
'MADatNLO.HwU' index 50 using (($1+$2)/2):($3 >= 0 ? sqrt(-1) : abs($3)):4 w yerrorbar ls 102 title '',\
'MADatNLO.HwU' index 50 using (($1+$2)/2):($3 >= 0 ? sqrt(-1) : abs($3)) ls 102 title '',\
'MADatNLO.HwU' index 50 using (($1+$2)/2):($3 < 0 ? sqrt(-1) : $3):4 w yerrorbar ls 2 title '',\
'MADatNLO.HwU' index 50 using (($1+$2)/2):($3 < 0 ? sqrt(-1) : $3) ls 2 title 'LO|#1, central value, dynamical\_scale\_choice=10',\
'MADatNLO.HwU' index 49 using (($1+$2)/2):($3 >= 0 ? sqrt(-1) : abs($3)):4 w yerrorbar ls 101 title '',\
'MADatNLO.HwU' index 49 using (($1+$2)/2):($3 >= 0 ? sqrt(-1) : abs($3)) ls 101 title '',\
'MADatNLO.HwU' index 49 using (($1+$2)/2):($3 < 0 ? sqrt(-1) : $3):4 w yerrorbar ls 1 title '',\
'MADatNLO.HwU' index 49 using (($1+$2)/2):($3 < 0 ? sqrt(-1) : $3) ls 1 title 'NLO|#1, central value, dynamical\_scale\_choice=10'
#-- rendering subhistograms 'Relative scale and PDF uncertainty'
unset label
unset format
set yrange [-5.8694e-02:5.6008e-02]
set origin 0.0000e+00, 3.5000e-01
set size 1.0000e+00, 1.5000e-01
set mytics 2
set ytics auto
set format x ''
unset logscale y
set ylabel "NLO|#1 rel.unc."
set label "Relative uncertainties w.r.t. central values" font ",9" front at graph 0.03, graph 0.13
plot \
'MADatNLO.HwU' index 52 using (($1+$2)/2):(safe($7,$3,1.0)-1.0) ls 14 title '',\
'MADatNLO.HwU' index 52 using (($1+$2)/2):(safe($6,$3,1.0)-1.0) ls 14 title '',\
'MADatNLO.HwU' index 51 using (($1+$2)/2):(safe($7,$3,1.0)-1.0) ls 13 title '',\
'MADatNLO.HwU' index 51 using (($1+$2)/2):(safe($6,$3,1.0)-1.0) ls 13 title '',\
'MADatNLO.HwU' index 50 using (($1+$2)/2):(safe($7,$3,1.0)-1.0) ls 12 title '',\
'MADatNLO.HwU' index 50 using (($1+$2)/2):(safe($6,$3,1.0)-1.0) ls 12 title '',\
'MADatNLO.HwU' index 49 using (($1+$2)/2):(safe($7,$3,1.0)-1.0) ls 11 title '',\
'MADatNLO.HwU' index 49 using (($1+$2)/2):(safe($6,$3,1.0)-1.0) ls 11 title '',\
0.0 ls 999 title '',\
'MADatNLO.HwU' index 52 using (($1+$2)/2):(0.0):(safe($4,$3,0.0)) w yerrorbar ls 4 title '',\
'MADatNLO.HwU' index 52 using (($1+$2)/2):(safe($5,$3,1.0)-1.0) ls 4 title '',\
'MADatNLO.HwU' index 51 using (($1+$2)/2):(0.0):(safe($4,$3,0.0)) w yerrorbar ls 3 title '',\
'MADatNLO.HwU' index 51 using (($1+$2)/2):(safe($5,$3,1.0)-1.0) ls 3 title '',\
'MADatNLO.HwU' index 50 using (($1+$2)/2):(0.0):(safe($4,$3,0.0)) w yerrorbar ls 2 title '',\
'MADatNLO.HwU' index 50 using (($1+$2)/2):(safe($5,$3,1.0)-1.0) ls 2 title '',\
'MADatNLO.HwU' index 49 using (($1+$2)/2):(0.0):(safe($4,$3,0.0)) w yerrorbar ls 1 title '',\
'MADatNLO.HwU' index 49 using (($1+$2)/2):(safe($5,$3,1.0)-1.0) ls 1 title ''
#-- rendering subhistograms '(LO|#1LOAA|#1TOT|#1)/(NLO|#1 central value) ratio'
unset label
unset format
set yrange [-1.5806e+01:3.0305e+00]
set origin 0.0000e+00, 2.0000e-01
set size 1.0000e+00, 1.5000e-01
set mytics 2
set ytics auto
set format x
unset logscale y
set ylabel "ratio w.r.t. NLO|#1"
set label "(LO|#1LOAA|#1TOT|#1)/(NLO|#1 central value)" font ",9" at graph 0.03, graph 0.13
plot \
1.0 ls 999 title '',\
'MADatNLO.HwU' index 55 using (($1+$2)/2):7 ls 14 title '',\
'MADatNLO.HwU' index 55 using (($1+$2)/2):6 ls 14 title '',\
'MADatNLO.HwU' index 54 using (($1+$2)/2):7 ls 13 title '',\
'MADatNLO.HwU' index 54 using (($1+$2)/2):6 ls 13 title '',\
'MADatNLO.HwU' index 53 using (($1+$2)/2):7 ls 12 title '',\
'MADatNLO.HwU' index 53 using (($1+$2)/2):6 ls 12 title '',\
'MADatNLO.HwU' index 55 using (($1+$2)/2):5 ls 4 title '',\
'MADatNLO.HwU' index 55 using (($1+$2)/2):3:4 w yerrorbar ls 4 title '',\
'MADatNLO.HwU' index 55 using (($1+$2)/2):3 ls 4 title '',\
'MADatNLO.HwU' index 54 using (($1+$2)/2):5 ls 3 title '',\
'MADatNLO.HwU' index 54 using (($1+$2)/2):3:4 w yerrorbar ls 3 title '',\
'MADatNLO.HwU' index 54 using (($1+$2)/2):3 ls 3 title '',\
'MADatNLO.HwU' index 53 using (($1+$2)/2):5 ls 2 title '',\
'MADatNLO.HwU' index 53 using (($1+$2)/2):3:4 w yerrorbar ls 2 title '',\
'MADatNLO.HwU' index 53 using (($1+$2)/2):3 ls 2 title ''

unset label

################################################################################

################################################################################
### Rendering of the plot titled 'ptatop'
################################################################################

set multiplot
set label "ptatop" font ",13" at graph 0.04, graph 1.05
set xrange [0.0000e+00:4.8000e+02]
set bmargin 0 
set tmargin 0
set xtics nomirror
set ytics nomirror
set mytics 10
set xtics auto
set key horizontal noreverse maxcols 1 width -4 
set label front 'MadGraph5\_aMC\@NLO' font "Courier,11" rotate by 90 at graph 1.02, graph 0.04

#-- rendering subhistograms 'NLO|#1 and LO|#1 results'

set format y '10^{%T}'
set yrange [2.8196e-04:2.1616e-01]
set origin 0.0000e+00, 5.0000e-01
set size 1.0000e+00, 4.0000e-01
set mytics 10
set ytics auto
set format x ''
set logscale y
set ylabel "{/Symbol s} per bin [pb]"

plot \
sqrt(-1) ls 14 title 'TOT|#1, scale variation',\
sqrt(-1) ls 13 title 'LOAA|#1, scale variation',\
sqrt(-1) ls 12 title 'LO|#1, scale variation',\
sqrt(-1) ls 11 title 'NLO|#1, scale variation',\
'MADatNLO.HwU' index 59 using (($1+$2)/2):($3 >= 0 ? sqrt(-1) : abs($3)):4 w yerrorbar ls 104 title '',\
'MADatNLO.HwU' index 59 using (($1+$2)/2):($3 >= 0 ? sqrt(-1) : abs($3)) ls 104 title '',\
'MADatNLO.HwU' index 59 using (($1+$2)/2):($3 < 0 ? sqrt(-1) : $3):4 w yerrorbar ls 4 title '',\
'MADatNLO.HwU' index 59 using (($1+$2)/2):($3 < 0 ? sqrt(-1) : $3) ls 4 title 'TOT|#1, central value, dynamical\_scale\_choice=10',\
'MADatNLO.HwU' index 58 using (($1+$2)/2):($3 >= 0 ? sqrt(-1) : abs($3)):4 w yerrorbar ls 103 title '',\
'MADatNLO.HwU' index 58 using (($1+$2)/2):($3 >= 0 ? sqrt(-1) : abs($3)) ls 103 title '',\
'MADatNLO.HwU' index 58 using (($1+$2)/2):($3 < 0 ? sqrt(-1) : $3):4 w yerrorbar ls 3 title '',\
'MADatNLO.HwU' index 58 using (($1+$2)/2):($3 < 0 ? sqrt(-1) : $3) ls 3 title 'LOAA|#1, central value, dynamical\_scale\_choice=10',\
'MADatNLO.HwU' index 57 using (($1+$2)/2):($3 >= 0 ? sqrt(-1) : abs($3)):4 w yerrorbar ls 102 title '',\
'MADatNLO.HwU' index 57 using (($1+$2)/2):($3 >= 0 ? sqrt(-1) : abs($3)) ls 102 title '',\
'MADatNLO.HwU' index 57 using (($1+$2)/2):($3 < 0 ? sqrt(-1) : $3):4 w yerrorbar ls 2 title '',\
'MADatNLO.HwU' index 57 using (($1+$2)/2):($3 < 0 ? sqrt(-1) : $3) ls 2 title 'LO|#1, central value, dynamical\_scale\_choice=10',\
'MADatNLO.HwU' index 56 using (($1+$2)/2):($3 >= 0 ? sqrt(-1) : abs($3)):4 w yerrorbar ls 101 title '',\
'MADatNLO.HwU' index 56 using (($1+$2)/2):($3 >= 0 ? sqrt(-1) : abs($3)) ls 101 title '',\
'MADatNLO.HwU' index 56 using (($1+$2)/2):($3 < 0 ? sqrt(-1) : $3):4 w yerrorbar ls 1 title '',\
'MADatNLO.HwU' index 56 using (($1+$2)/2):($3 < 0 ? sqrt(-1) : $3) ls 1 title 'NLO|#1, central value, dynamical\_scale\_choice=10'
#-- rendering subhistograms 'Relative scale and PDF uncertainty'
unset label
unset format
set yrange [-6.0549e-02:5.9240e-02]
set origin 0.0000e+00, 3.5000e-01
set size 1.0000e+00, 1.5000e-01
set mytics 2
set ytics auto
set format x ''
unset logscale y
set ylabel "NLO|#1 rel.unc."
set label "Relative uncertainties w.r.t. central values" font ",9" front at graph 0.03, graph 0.13
plot \
'MADatNLO.HwU' index 59 using (($1+$2)/2):(safe($7,$3,1.0)-1.0) ls 14 title '',\
'MADatNLO.HwU' index 59 using (($1+$2)/2):(safe($6,$3,1.0)-1.0) ls 14 title '',\
'MADatNLO.HwU' index 58 using (($1+$2)/2):(safe($7,$3,1.0)-1.0) ls 13 title '',\
'MADatNLO.HwU' index 58 using (($1+$2)/2):(safe($6,$3,1.0)-1.0) ls 13 title '',\
'MADatNLO.HwU' index 57 using (($1+$2)/2):(safe($7,$3,1.0)-1.0) ls 12 title '',\
'MADatNLO.HwU' index 57 using (($1+$2)/2):(safe($6,$3,1.0)-1.0) ls 12 title '',\
'MADatNLO.HwU' index 56 using (($1+$2)/2):(safe($7,$3,1.0)-1.0) ls 11 title '',\
'MADatNLO.HwU' index 56 using (($1+$2)/2):(safe($6,$3,1.0)-1.0) ls 11 title '',\
0.0 ls 999 title '',\
'MADatNLO.HwU' index 59 using (($1+$2)/2):(0.0):(safe($4,$3,0.0)) w yerrorbar ls 4 title '',\
'MADatNLO.HwU' index 59 using (($1+$2)/2):(safe($5,$3,1.0)-1.0) ls 4 title '',\
'MADatNLO.HwU' index 58 using (($1+$2)/2):(0.0):(safe($4,$3,0.0)) w yerrorbar ls 3 title '',\
'MADatNLO.HwU' index 58 using (($1+$2)/2):(safe($5,$3,1.0)-1.0) ls 3 title '',\
'MADatNLO.HwU' index 57 using (($1+$2)/2):(0.0):(safe($4,$3,0.0)) w yerrorbar ls 2 title '',\
'MADatNLO.HwU' index 57 using (($1+$2)/2):(safe($5,$3,1.0)-1.0) ls 2 title '',\
'MADatNLO.HwU' index 56 using (($1+$2)/2):(0.0):(safe($4,$3,0.0)) w yerrorbar ls 1 title '',\
'MADatNLO.HwU' index 56 using (($1+$2)/2):(safe($5,$3,1.0)-1.0) ls 1 title ''
#-- rendering subhistograms '(LO|#1LOAA|#1TOT|#1)/(NLO|#1 central value) ratio'
unset label
unset format
set yrange [-1.5741e+01:3.1988e+00]
set origin 0.0000e+00, 2.0000e-01
set size 1.0000e+00, 1.5000e-01
set mytics 2
set ytics auto
set format x
unset logscale y
set ylabel "ratio w.r.t. NLO|#1"
set label "(LO|#1LOAA|#1TOT|#1)/(NLO|#1 central value)" font ",9" at graph 0.03, graph 0.13
plot \
1.0 ls 999 title '',\
'MADatNLO.HwU' index 62 using (($1+$2)/2):7 ls 14 title '',\
'MADatNLO.HwU' index 62 using (($1+$2)/2):6 ls 14 title '',\
'MADatNLO.HwU' index 61 using (($1+$2)/2):7 ls 13 title '',\
'MADatNLO.HwU' index 61 using (($1+$2)/2):6 ls 13 title '',\
'MADatNLO.HwU' index 60 using (($1+$2)/2):7 ls 12 title '',\
'MADatNLO.HwU' index 60 using (($1+$2)/2):6 ls 12 title '',\
'MADatNLO.HwU' index 62 using (($1+$2)/2):5 ls 4 title '',\
'MADatNLO.HwU' index 62 using (($1+$2)/2):3:4 w yerrorbar ls 4 title '',\
'MADatNLO.HwU' index 62 using (($1+$2)/2):3 ls 4 title '',\
'MADatNLO.HwU' index 61 using (($1+$2)/2):5 ls 3 title '',\
'MADatNLO.HwU' index 61 using (($1+$2)/2):3:4 w yerrorbar ls 3 title '',\
'MADatNLO.HwU' index 61 using (($1+$2)/2):3 ls 3 title '',\
'MADatNLO.HwU' index 60 using (($1+$2)/2):5 ls 2 title '',\
'MADatNLO.HwU' index 60 using (($1+$2)/2):3:4 w yerrorbar ls 2 title '',\
'MADatNLO.HwU' index 60 using (($1+$2)/2):3 ls 2 title ''

unset label

################################################################################

################################################################################
### Rendering of the plot titled 'mmumu'
################################################################################

set multiplot
set label "mmumu" font ",13" at graph 0.04, graph 1.05
set xrange [0.0000e+00:2.0000e+01]
set bmargin 0 
set tmargin 0
set xtics nomirror
set ytics nomirror
set mytics 10
set xtics auto
set key horizontal noreverse maxcols 1 width -4 
set label front 'MadGraph5\_aMC\@NLO' font "Courier,11" rotate by 90 at graph 1.02, graph 0.04

#-- rendering subhistograms 'NLO|#1 and LO|#1 results'

set format y '10^{%T}'
set yrange [1.6107e-01:2.0024e+00]
set origin 0.0000e+00, 5.0000e-01
set size 1.0000e+00, 4.0000e-01
set mytics 10
set ytics auto
set format x ''
set logscale y
set ylabel "{/Symbol s} per bin [pb]"

plot \
sqrt(-1) ls 14 title 'TOT|#1, scale variation',\
sqrt(-1) ls 13 title 'LOAA|#1, scale variation',\
sqrt(-1) ls 12 title 'LO|#1, scale variation',\
sqrt(-1) ls 11 title 'NLO|#1, scale variation',\
'MADatNLO.HwU' index 66 using (($1+$2)/2):($3 >= 0 ? sqrt(-1) : abs($3)):4 w yerrorbar ls 104 title '',\
'MADatNLO.HwU' index 66 using (($1+$2)/2):($3 >= 0 ? sqrt(-1) : abs($3)) ls 104 title '',\
'MADatNLO.HwU' index 66 using (($1+$2)/2):($3 < 0 ? sqrt(-1) : $3):4 w yerrorbar ls 4 title '',\
'MADatNLO.HwU' index 66 using (($1+$2)/2):($3 < 0 ? sqrt(-1) : $3) ls 4 title 'TOT|#1, central value, dynamical\_scale\_choice=10',\
'MADatNLO.HwU' index 65 using (($1+$2)/2):($3 >= 0 ? sqrt(-1) : abs($3)):4 w yerrorbar ls 103 title '',\
'MADatNLO.HwU' index 65 using (($1+$2)/2):($3 >= 0 ? sqrt(-1) : abs($3)) ls 103 title '',\
'MADatNLO.HwU' index 65 using (($1+$2)/2):($3 < 0 ? sqrt(-1) : $3):4 w yerrorbar ls 3 title '',\
'MADatNLO.HwU' index 65 using (($1+$2)/2):($3 < 0 ? sqrt(-1) : $3) ls 3 title 'LOAA|#1, central value, dynamical\_scale\_choice=10',\
'MADatNLO.HwU' index 64 using (($1+$2)/2):($3 >= 0 ? sqrt(-1) : abs($3)):4 w yerrorbar ls 102 title '',\
'MADatNLO.HwU' index 64 using (($1+$2)/2):($3 >= 0 ? sqrt(-1) : abs($3)) ls 102 title '',\
'MADatNLO.HwU' index 64 using (($1+$2)/2):($3 < 0 ? sqrt(-1) : $3):4 w yerrorbar ls 2 title '',\
'MADatNLO.HwU' index 64 using (($1+$2)/2):($3 < 0 ? sqrt(-1) : $3) ls 2 title 'LO|#1, central value, dynamical\_scale\_choice=10',\
'MADatNLO.HwU' index 63 using (($1+$2)/2):($3 >= 0 ? sqrt(-1) : abs($3)):4 w yerrorbar ls 101 title '',\
'MADatNLO.HwU' index 63 using (($1+$2)/2):($3 >= 0 ? sqrt(-1) : abs($3)) ls 101 title '',\
'MADatNLO.HwU' index 63 using (($1+$2)/2):($3 < 0 ? sqrt(-1) : $3):4 w yerrorbar ls 1 title '',\
'MADatNLO.HwU' index 63 using (($1+$2)/2):($3 < 0 ? sqrt(-1) : $3) ls 1 title 'NLO|#1, central value, dynamical\_scale\_choice=10'
#-- rendering subhistograms 'Relative scale and PDF uncertainty'
unset label
unset format
set yrange [-2.2863e-01:2.2749e-01]
set origin 0.0000e+00, 3.5000e-01
set size 1.0000e+00, 1.5000e-01
set mytics 2
set ytics auto
set format x ''
unset logscale y
set ylabel "NLO|#1 rel.unc."
set label "Relative uncertainties w.r.t. central values" font ",9" front at graph 0.03, graph 0.13
plot \
'MADatNLO.HwU' index 66 using (($1+$2)/2):(safe($7,$3,1.0)-1.0) ls 14 title '',\
'MADatNLO.HwU' index 66 using (($1+$2)/2):(safe($6,$3,1.0)-1.0) ls 14 title '',\
'MADatNLO.HwU' index 65 using (($1+$2)/2):(safe($7,$3,1.0)-1.0) ls 13 title '',\
'MADatNLO.HwU' index 65 using (($1+$2)/2):(safe($6,$3,1.0)-1.0) ls 13 title '',\
'MADatNLO.HwU' index 64 using (($1+$2)/2):(safe($7,$3,1.0)-1.0) ls 12 title '',\
'MADatNLO.HwU' index 64 using (($1+$2)/2):(safe($6,$3,1.0)-1.0) ls 12 title '',\
'MADatNLO.HwU' index 63 using (($1+$2)/2):(safe($7,$3,1.0)-1.0) ls 11 title '',\
'MADatNLO.HwU' index 63 using (($1+$2)/2):(safe($6,$3,1.0)-1.0) ls 11 title '',\
0.0 ls 999 title '',\
'MADatNLO.HwU' index 66 using (($1+$2)/2):(0.0):(safe($4,$3,0.0)) w yerrorbar ls 4 title '',\
'MADatNLO.HwU' index 66 using (($1+$2)/2):(safe($5,$3,1.0)-1.0) ls 4 title '',\
'MADatNLO.HwU' index 65 using (($1+$2)/2):(0.0):(safe($4,$3,0.0)) w yerrorbar ls 3 title '',\
'MADatNLO.HwU' index 65 using (($1+$2)/2):(safe($5,$3,1.0)-1.0) ls 3 title '',\
'MADatNLO.HwU' index 64 using (($1+$2)/2):(0.0):(safe($4,$3,0.0)) w yerrorbar ls 2 title '',\
'MADatNLO.HwU' index 64 using (($1+$2)/2):(safe($5,$3,1.0)-1.0) ls 2 title '',\
'MADatNLO.HwU' index 63 using (($1+$2)/2):(0.0):(safe($4,$3,0.0)) w yerrorbar ls 1 title '',\
'MADatNLO.HwU' index 63 using (($1+$2)/2):(safe($5,$3,1.0)-1.0) ls 1 title ''
#-- rendering subhistograms '(LO|#1LOAA|#1TOT|#1)/(NLO|#1 central value) ratio'
unset label
unset format
set yrange [-9.7218e+00:9.0743e+00]
set origin 0.0000e+00, 2.0000e-01
set size 1.0000e+00, 1.5000e-01
set mytics 2
set ytics auto
set format x
unset logscale y
set ylabel "ratio w.r.t. NLO|#1"
set label "(LO|#1LOAA|#1TOT|#1)/(NLO|#1 central value)" font ",9" at graph 0.03, graph 0.13
plot \
1.0 ls 999 title '',\
'MADatNLO.HwU' index 69 using (($1+$2)/2):7 ls 14 title '',\
'MADatNLO.HwU' index 69 using (($1+$2)/2):6 ls 14 title '',\
'MADatNLO.HwU' index 68 using (($1+$2)/2):7 ls 13 title '',\
'MADatNLO.HwU' index 68 using (($1+$2)/2):6 ls 13 title '',\
'MADatNLO.HwU' index 67 using (($1+$2)/2):7 ls 12 title '',\
'MADatNLO.HwU' index 67 using (($1+$2)/2):6 ls 12 title '',\
'MADatNLO.HwU' index 69 using (($1+$2)/2):5 ls 4 title '',\
'MADatNLO.HwU' index 69 using (($1+$2)/2):3:4 w yerrorbar ls 4 title '',\
'MADatNLO.HwU' index 69 using (($1+$2)/2):3 ls 4 title '',\
'MADatNLO.HwU' index 68 using (($1+$2)/2):5 ls 3 title '',\
'MADatNLO.HwU' index 68 using (($1+$2)/2):3:4 w yerrorbar ls 3 title '',\
'MADatNLO.HwU' index 68 using (($1+$2)/2):3 ls 3 title '',\
'MADatNLO.HwU' index 67 using (($1+$2)/2):5 ls 2 title '',\
'MADatNLO.HwU' index 67 using (($1+$2)/2):3:4 w yerrorbar ls 2 title '',\
'MADatNLO.HwU' index 67 using (($1+$2)/2):3 ls 2 title ''

unset label

################################################################################

################################################################################
### Rendering of the plot titled 'thetamup'
################################################################################

set multiplot
set label "thetamup" font ",13" at graph 0.04, graph 1.05
set xrange [0.0000e+00:3.1416e+00]
set bmargin 0 
set tmargin 0
set xtics nomirror
set ytics nomirror
set mytics 10
set xtics auto
set key horizontal noreverse maxcols 1 width -4 
set label front 'MadGraph5\_aMC\@NLO' font "Courier,11" rotate by 90 at graph 1.02, graph 0.04

#-- rendering subhistograms 'NLO|#1 and LO|#1 results'

set format y '10^{%T}'
set yrange [4.4903e-11:5.3935e-04]
set origin 0.0000e+00, 5.0000e-01
set size 1.0000e+00, 4.0000e-01
set mytics 10
set ytics auto
set format x ''
set logscale y
set ylabel "{/Symbol s} per bin [pb]"

plot \
sqrt(-1) ls 14 title 'TOT|#1, scale variation',\
sqrt(-1) ls 13 title 'LOAA|#1, scale variation',\
sqrt(-1) ls 12 title 'LO|#1, scale variation',\
sqrt(-1) ls 11 title 'NLO|#1, scale variation',\
'MADatNLO.HwU' index 73 using (($1+$2)/2):($3 >= 0 ? sqrt(-1) : abs($3)):4 w yerrorbar ls 104 title '',\
'MADatNLO.HwU' index 73 using (($1+$2)/2):($3 >= 0 ? sqrt(-1) : abs($3)) ls 104 title '',\
'MADatNLO.HwU' index 73 using (($1+$2)/2):($3 < 0 ? sqrt(-1) : $3):4 w yerrorbar ls 4 title '',\
'MADatNLO.HwU' index 73 using (($1+$2)/2):($3 < 0 ? sqrt(-1) : $3) ls 4 title 'TOT|#1, central value, dynamical\_scale\_choice=10',\
'MADatNLO.HwU' index 72 using (($1+$2)/2):($3 >= 0 ? sqrt(-1) : abs($3)):4 w yerrorbar ls 103 title '',\
'MADatNLO.HwU' index 72 using (($1+$2)/2):($3 >= 0 ? sqrt(-1) : abs($3)) ls 103 title '',\
'MADatNLO.HwU' index 72 using (($1+$2)/2):($3 < 0 ? sqrt(-1) : $3):4 w yerrorbar ls 3 title '',\
'MADatNLO.HwU' index 72 using (($1+$2)/2):($3 < 0 ? sqrt(-1) : $3) ls 3 title 'LOAA|#1, central value, dynamical\_scale\_choice=10',\
'MADatNLO.HwU' index 71 using (($1+$2)/2):($3 >= 0 ? sqrt(-1) : abs($3)):4 w yerrorbar ls 102 title '',\
'MADatNLO.HwU' index 71 using (($1+$2)/2):($3 >= 0 ? sqrt(-1) : abs($3)) ls 102 title '',\
'MADatNLO.HwU' index 71 using (($1+$2)/2):($3 < 0 ? sqrt(-1) : $3):4 w yerrorbar ls 2 title '',\
'MADatNLO.HwU' index 71 using (($1+$2)/2):($3 < 0 ? sqrt(-1) : $3) ls 2 title 'LO|#1, central value, dynamical\_scale\_choice=10',\
'MADatNLO.HwU' index 70 using (($1+$2)/2):($3 >= 0 ? sqrt(-1) : abs($3)):4 w yerrorbar ls 101 title '',\
'MADatNLO.HwU' index 70 using (($1+$2)/2):($3 >= 0 ? sqrt(-1) : abs($3)) ls 101 title '',\
'MADatNLO.HwU' index 70 using (($1+$2)/2):($3 < 0 ? sqrt(-1) : $3):4 w yerrorbar ls 1 title '',\
'MADatNLO.HwU' index 70 using (($1+$2)/2):($3 < 0 ? sqrt(-1) : $3) ls 1 title 'NLO|#1, central value, dynamical\_scale\_choice=10'
#-- rendering subhistograms 'Relative scale and PDF uncertainty'
unset label
unset format
set yrange [-1.1628e-01:1.1180e-01]
set origin 0.0000e+00, 3.5000e-01
set size 1.0000e+00, 1.5000e-01
set mytics 2
set ytics auto
set format x ''
unset logscale y
set ylabel "NLO|#1 rel.unc."
set label "Relative uncertainties w.r.t. central values" font ",9" front at graph 0.03, graph 0.13
plot \
'MADatNLO.HwU' index 73 using (($1+$2)/2):(safe($7,$3,1.0)-1.0) ls 14 title '',\
'MADatNLO.HwU' index 73 using (($1+$2)/2):(safe($6,$3,1.0)-1.0) ls 14 title '',\
'MADatNLO.HwU' index 72 using (($1+$2)/2):(safe($7,$3,1.0)-1.0) ls 13 title '',\
'MADatNLO.HwU' index 72 using (($1+$2)/2):(safe($6,$3,1.0)-1.0) ls 13 title '',\
'MADatNLO.HwU' index 71 using (($1+$2)/2):(safe($7,$3,1.0)-1.0) ls 12 title '',\
'MADatNLO.HwU' index 71 using (($1+$2)/2):(safe($6,$3,1.0)-1.0) ls 12 title '',\
'MADatNLO.HwU' index 70 using (($1+$2)/2):(safe($7,$3,1.0)-1.0) ls 11 title '',\
'MADatNLO.HwU' index 70 using (($1+$2)/2):(safe($6,$3,1.0)-1.0) ls 11 title '',\
0.0 ls 999 title '',\
'MADatNLO.HwU' index 73 using (($1+$2)/2):(0.0):(safe($4,$3,0.0)) w yerrorbar ls 4 title '',\
'MADatNLO.HwU' index 73 using (($1+$2)/2):(safe($5,$3,1.0)-1.0) ls 4 title '',\
'MADatNLO.HwU' index 72 using (($1+$2)/2):(0.0):(safe($4,$3,0.0)) w yerrorbar ls 3 title '',\
'MADatNLO.HwU' index 72 using (($1+$2)/2):(safe($5,$3,1.0)-1.0) ls 3 title '',\
'MADatNLO.HwU' index 71 using (($1+$2)/2):(0.0):(safe($4,$3,0.0)) w yerrorbar ls 2 title '',\
'MADatNLO.HwU' index 71 using (($1+$2)/2):(safe($5,$3,1.0)-1.0) ls 2 title '',\
'MADatNLO.HwU' index 70 using (($1+$2)/2):(0.0):(safe($4,$3,0.0)) w yerrorbar ls 1 title '',\
'MADatNLO.HwU' index 70 using (($1+$2)/2):(safe($5,$3,1.0)-1.0) ls 1 title ''
#-- rendering subhistograms '(LO|#1LOAA|#1TOT|#1)/(NLO|#1 central value) ratio'
unset label
unset format
set yrange [1.9261e-01:1.7637e+00]
set origin 0.0000e+00, 2.0000e-01
set size 1.0000e+00, 1.5000e-01
set mytics 2
set ytics auto
set format x
unset logscale y
set ylabel "ratio w.r.t. NLO|#1"
set label "(LO|#1LOAA|#1TOT|#1)/(NLO|#1 central value)" font ",9" at graph 0.03, graph 0.13
plot \
1.0 ls 999 title '',\
'MADatNLO.HwU' index 76 using (($1+$2)/2):7 ls 14 title '',\
'MADatNLO.HwU' index 76 using (($1+$2)/2):6 ls 14 title '',\
'MADatNLO.HwU' index 75 using (($1+$2)/2):7 ls 13 title '',\
'MADatNLO.HwU' index 75 using (($1+$2)/2):6 ls 13 title '',\
'MADatNLO.HwU' index 74 using (($1+$2)/2):7 ls 12 title '',\
'MADatNLO.HwU' index 74 using (($1+$2)/2):6 ls 12 title '',\
'MADatNLO.HwU' index 76 using (($1+$2)/2):5 ls 4 title '',\
'MADatNLO.HwU' index 76 using (($1+$2)/2):3:4 w yerrorbar ls 4 title '',\
'MADatNLO.HwU' index 76 using (($1+$2)/2):3 ls 4 title '',\
'MADatNLO.HwU' index 75 using (($1+$2)/2):5 ls 3 title '',\
'MADatNLO.HwU' index 75 using (($1+$2)/2):3:4 w yerrorbar ls 3 title '',\
'MADatNLO.HwU' index 75 using (($1+$2)/2):3 ls 3 title '',\
'MADatNLO.HwU' index 74 using (($1+$2)/2):5 ls 2 title '',\
'MADatNLO.HwU' index 74 using (($1+$2)/2):3:4 w yerrorbar ls 2 title '',\
'MADatNLO.HwU' index 74 using (($1+$2)/2):3 ls 2 title ''

unset label

################################################################################

################################################################################
### Rendering of the plot titled 'thetamum'
################################################################################

set multiplot
set label "thetamum" font ",13" at graph 0.04, graph 1.05
set xrange [0.0000e+00:3.1416e+00]
set bmargin 0 
set tmargin 0
set xtics nomirror
set ytics nomirror
set mytics 10
set xtics auto
set key horizontal noreverse maxcols 1 width -4 
set label front 'MadGraph5\_aMC\@NLO' font "Courier,11" rotate by 90 at graph 1.02, graph 0.04

#-- rendering subhistograms 'NLO|#1 and LO|#1 results'

set format y '10^{%T}'
set yrange [8.1786e-07:1.3530e-03]
set origin 0.0000e+00, 5.0000e-01
set size 1.0000e+00, 4.0000e-01
set mytics 10
set ytics auto
set format x ''
set logscale y
set ylabel "{/Symbol s} per bin [pb]"

plot \
sqrt(-1) ls 14 title 'TOT|#1, scale variation',\
sqrt(-1) ls 13 title 'LOAA|#1, scale variation',\
sqrt(-1) ls 12 title 'LO|#1, scale variation',\
sqrt(-1) ls 11 title 'NLO|#1, scale variation',\
'MADatNLO.HwU' index 80 using (($1+$2)/2):($3 >= 0 ? sqrt(-1) : abs($3)):4 w yerrorbar ls 104 title '',\
'MADatNLO.HwU' index 80 using (($1+$2)/2):($3 >= 0 ? sqrt(-1) : abs($3)) ls 104 title '',\
'MADatNLO.HwU' index 80 using (($1+$2)/2):($3 < 0 ? sqrt(-1) : $3):4 w yerrorbar ls 4 title '',\
'MADatNLO.HwU' index 80 using (($1+$2)/2):($3 < 0 ? sqrt(-1) : $3) ls 4 title 'TOT|#1, central value, dynamical\_scale\_choice=10',\
'MADatNLO.HwU' index 79 using (($1+$2)/2):($3 >= 0 ? sqrt(-1) : abs($3)):4 w yerrorbar ls 103 title '',\
'MADatNLO.HwU' index 79 using (($1+$2)/2):($3 >= 0 ? sqrt(-1) : abs($3)) ls 103 title '',\
'MADatNLO.HwU' index 79 using (($1+$2)/2):($3 < 0 ? sqrt(-1) : $3):4 w yerrorbar ls 3 title '',\
'MADatNLO.HwU' index 79 using (($1+$2)/2):($3 < 0 ? sqrt(-1) : $3) ls 3 title 'LOAA|#1, central value, dynamical\_scale\_choice=10',\
'MADatNLO.HwU' index 78 using (($1+$2)/2):($3 >= 0 ? sqrt(-1) : abs($3)):4 w yerrorbar ls 102 title '',\
'MADatNLO.HwU' index 78 using (($1+$2)/2):($3 >= 0 ? sqrt(-1) : abs($3)) ls 102 title '',\
'MADatNLO.HwU' index 78 using (($1+$2)/2):($3 < 0 ? sqrt(-1) : $3):4 w yerrorbar ls 2 title '',\
'MADatNLO.HwU' index 78 using (($1+$2)/2):($3 < 0 ? sqrt(-1) : $3) ls 2 title 'LO|#1, central value, dynamical\_scale\_choice=10',\
'MADatNLO.HwU' index 77 using (($1+$2)/2):($3 >= 0 ? sqrt(-1) : abs($3)):4 w yerrorbar ls 101 title '',\
'MADatNLO.HwU' index 77 using (($1+$2)/2):($3 >= 0 ? sqrt(-1) : abs($3)) ls 101 title '',\
'MADatNLO.HwU' index 77 using (($1+$2)/2):($3 < 0 ? sqrt(-1) : $3):4 w yerrorbar ls 1 title '',\
'MADatNLO.HwU' index 77 using (($1+$2)/2):($3 < 0 ? sqrt(-1) : $3) ls 1 title 'NLO|#1, central value, dynamical\_scale\_choice=10'
#-- rendering subhistograms 'Relative scale and PDF uncertainty'
unset label
unset format
set yrange [-1.8055e-01:1.7484e-01]
set origin 0.0000e+00, 3.5000e-01
set size 1.0000e+00, 1.5000e-01
set mytics 2
set ytics auto
set format x ''
unset logscale y
set ylabel "NLO|#1 rel.unc."
set label "Relative uncertainties w.r.t. central values" font ",9" front at graph 0.03, graph 0.13
plot \
'MADatNLO.HwU' index 80 using (($1+$2)/2):(safe($7,$3,1.0)-1.0) ls 14 title '',\
'MADatNLO.HwU' index 80 using (($1+$2)/2):(safe($6,$3,1.0)-1.0) ls 14 title '',\
'MADatNLO.HwU' index 79 using (($1+$2)/2):(safe($7,$3,1.0)-1.0) ls 13 title '',\
'MADatNLO.HwU' index 79 using (($1+$2)/2):(safe($6,$3,1.0)-1.0) ls 13 title '',\
'MADatNLO.HwU' index 78 using (($1+$2)/2):(safe($7,$3,1.0)-1.0) ls 12 title '',\
'MADatNLO.HwU' index 78 using (($1+$2)/2):(safe($6,$3,1.0)-1.0) ls 12 title '',\
'MADatNLO.HwU' index 77 using (($1+$2)/2):(safe($7,$3,1.0)-1.0) ls 11 title '',\
'MADatNLO.HwU' index 77 using (($1+$2)/2):(safe($6,$3,1.0)-1.0) ls 11 title '',\
0.0 ls 999 title '',\
'MADatNLO.HwU' index 80 using (($1+$2)/2):(0.0):(safe($4,$3,0.0)) w yerrorbar ls 4 title '',\
'MADatNLO.HwU' index 80 using (($1+$2)/2):(safe($5,$3,1.0)-1.0) ls 4 title '',\
'MADatNLO.HwU' index 79 using (($1+$2)/2):(0.0):(safe($4,$3,0.0)) w yerrorbar ls 3 title '',\
'MADatNLO.HwU' index 79 using (($1+$2)/2):(safe($5,$3,1.0)-1.0) ls 3 title '',\
'MADatNLO.HwU' index 78 using (($1+$2)/2):(0.0):(safe($4,$3,0.0)) w yerrorbar ls 2 title '',\
'MADatNLO.HwU' index 78 using (($1+$2)/2):(safe($5,$3,1.0)-1.0) ls 2 title '',\
'MADatNLO.HwU' index 77 using (($1+$2)/2):(0.0):(safe($4,$3,0.0)) w yerrorbar ls 1 title '',\
'MADatNLO.HwU' index 77 using (($1+$2)/2):(safe($5,$3,1.0)-1.0) ls 1 title ''
#-- rendering subhistograms '(LO|#1LOAA|#1TOT|#1)/(NLO|#1 central value) ratio'
unset label
unset format
set yrange [-2.2781e+00:2.1549e+00]
set origin 0.0000e+00, 2.0000e-01
set size 1.0000e+00, 1.5000e-01
set mytics 2
set ytics auto
set format x
unset logscale y
set ylabel "ratio w.r.t. NLO|#1"
set label "(LO|#1LOAA|#1TOT|#1)/(NLO|#1 central value)" font ",9" at graph 0.03, graph 0.13
plot \
1.0 ls 999 title '',\
'MADatNLO.HwU' index 83 using (($1+$2)/2):7 ls 14 title '',\
'MADatNLO.HwU' index 83 using (($1+$2)/2):6 ls 14 title '',\
'MADatNLO.HwU' index 82 using (($1+$2)/2):7 ls 13 title '',\
'MADatNLO.HwU' index 82 using (($1+$2)/2):6 ls 13 title '',\
'MADatNLO.HwU' index 81 using (($1+$2)/2):7 ls 12 title '',\
'MADatNLO.HwU' index 81 using (($1+$2)/2):6 ls 12 title '',\
'MADatNLO.HwU' index 83 using (($1+$2)/2):5 ls 4 title '',\
'MADatNLO.HwU' index 83 using (($1+$2)/2):3:4 w yerrorbar ls 4 title '',\
'MADatNLO.HwU' index 83 using (($1+$2)/2):3 ls 4 title '',\
'MADatNLO.HwU' index 82 using (($1+$2)/2):5 ls 3 title '',\
'MADatNLO.HwU' index 82 using (($1+$2)/2):3:4 w yerrorbar ls 3 title '',\
'MADatNLO.HwU' index 82 using (($1+$2)/2):3 ls 3 title '',\
'MADatNLO.HwU' index 81 using (($1+$2)/2):5 ls 2 title '',\
'MADatNLO.HwU' index 81 using (($1+$2)/2):3:4 w yerrorbar ls 2 title '',\
'MADatNLO.HwU' index 81 using (($1+$2)/2):3 ls 2 title ''

unset label

################################################################################

################################################################################
### Rendering of the plot titled '2mu2top invm'
################################################################################

set multiplot
set label "2mu2top invm" font ",13" at graph 0.04, graph 1.05
set xrange [3.4000e+02:1.0000e+03]
set bmargin 0 
set tmargin 0
set xtics nomirror
set ytics nomirror
set mytics 10
set xtics auto
set key horizontal noreverse maxcols 1 width -4 
set label front 'MadGraph5\_aMC\@NLO' font "Courier,11" rotate by 90 at graph 1.02, graph 0.04

#-- rendering subhistograms 'NLO|#1 and LO|#1 results'

set format y '10^{%T}'
set yrange [3.5647e-07:8.4522e-03]
set origin 0.0000e+00, 5.0000e-01
set size 1.0000e+00, 4.0000e-01
set mytics 10
set ytics auto
set format x ''
set logscale y
set ylabel "{/Symbol s} per bin [pb]"

plot \
sqrt(-1) ls 14 title 'TOT|#1, scale variation',\
sqrt(-1) ls 13 title 'LOAA|#1, scale variation',\
sqrt(-1) ls 12 title 'LO|#1, scale variation',\
sqrt(-1) ls 11 title 'NLO|#1, scale variation',\
'MADatNLO.HwU' index 87 using (($1+$2)/2):($3 >= 0 ? sqrt(-1) : abs($3)):4 w yerrorbar ls 104 title '',\
'MADatNLO.HwU' index 87 using (($1+$2)/2):($3 >= 0 ? sqrt(-1) : abs($3)) ls 104 title '',\
'MADatNLO.HwU' index 87 using (($1+$2)/2):($3 < 0 ? sqrt(-1) : $3):4 w yerrorbar ls 4 title '',\
'MADatNLO.HwU' index 87 using (($1+$2)/2):($3 < 0 ? sqrt(-1) : $3) ls 4 title 'TOT|#1, central value, dynamical\_scale\_choice=10',\
'MADatNLO.HwU' index 86 using (($1+$2)/2):($3 >= 0 ? sqrt(-1) : abs($3)):4 w yerrorbar ls 103 title '',\
'MADatNLO.HwU' index 86 using (($1+$2)/2):($3 >= 0 ? sqrt(-1) : abs($3)) ls 103 title '',\
'MADatNLO.HwU' index 86 using (($1+$2)/2):($3 < 0 ? sqrt(-1) : $3):4 w yerrorbar ls 3 title '',\
'MADatNLO.HwU' index 86 using (($1+$2)/2):($3 < 0 ? sqrt(-1) : $3) ls 3 title 'LOAA|#1, central value, dynamical\_scale\_choice=10',\
'MADatNLO.HwU' index 85 using (($1+$2)/2):($3 >= 0 ? sqrt(-1) : abs($3)):4 w yerrorbar ls 102 title '',\
'MADatNLO.HwU' index 85 using (($1+$2)/2):($3 >= 0 ? sqrt(-1) : abs($3)) ls 102 title '',\
'MADatNLO.HwU' index 85 using (($1+$2)/2):($3 < 0 ? sqrt(-1) : $3):4 w yerrorbar ls 2 title '',\
'MADatNLO.HwU' index 85 using (($1+$2)/2):($3 < 0 ? sqrt(-1) : $3) ls 2 title 'LO|#1, central value, dynamical\_scale\_choice=10',\
'MADatNLO.HwU' index 84 using (($1+$2)/2):($3 >= 0 ? sqrt(-1) : abs($3)):4 w yerrorbar ls 101 title '',\
'MADatNLO.HwU' index 84 using (($1+$2)/2):($3 >= 0 ? sqrt(-1) : abs($3)) ls 101 title '',\
'MADatNLO.HwU' index 84 using (($1+$2)/2):($3 < 0 ? sqrt(-1) : $3):4 w yerrorbar ls 1 title '',\
'MADatNLO.HwU' index 84 using (($1+$2)/2):($3 < 0 ? sqrt(-1) : $3) ls 1 title 'NLO|#1, central value, dynamical\_scale\_choice=10'
#-- rendering subhistograms 'Relative scale and PDF uncertainty'
unset label
unset format
set yrange [-2.2966e-01:2.2723e-01]
set origin 0.0000e+00, 3.5000e-01
set size 1.0000e+00, 1.5000e-01
set mytics 2
set ytics auto
set format x ''
unset logscale y
set ylabel "NLO|#1 rel.unc."
set label "Relative uncertainties w.r.t. central values" font ",9" front at graph 0.03, graph 0.13
plot \
'MADatNLO.HwU' index 87 using (($1+$2)/2):(safe($7,$3,1.0)-1.0) ls 14 title '',\
'MADatNLO.HwU' index 87 using (($1+$2)/2):(safe($6,$3,1.0)-1.0) ls 14 title '',\
'MADatNLO.HwU' index 86 using (($1+$2)/2):(safe($7,$3,1.0)-1.0) ls 13 title '',\
'MADatNLO.HwU' index 86 using (($1+$2)/2):(safe($6,$3,1.0)-1.0) ls 13 title '',\
'MADatNLO.HwU' index 85 using (($1+$2)/2):(safe($7,$3,1.0)-1.0) ls 12 title '',\
'MADatNLO.HwU' index 85 using (($1+$2)/2):(safe($6,$3,1.0)-1.0) ls 12 title '',\
'MADatNLO.HwU' index 84 using (($1+$2)/2):(safe($7,$3,1.0)-1.0) ls 11 title '',\
'MADatNLO.HwU' index 84 using (($1+$2)/2):(safe($6,$3,1.0)-1.0) ls 11 title '',\
0.0 ls 999 title '',\
'MADatNLO.HwU' index 87 using (($1+$2)/2):(0.0):(safe($4,$3,0.0)) w yerrorbar ls 4 title '',\
'MADatNLO.HwU' index 87 using (($1+$2)/2):(safe($5,$3,1.0)-1.0) ls 4 title '',\
'MADatNLO.HwU' index 86 using (($1+$2)/2):(0.0):(safe($4,$3,0.0)) w yerrorbar ls 3 title '',\
'MADatNLO.HwU' index 86 using (($1+$2)/2):(safe($5,$3,1.0)-1.0) ls 3 title '',\
'MADatNLO.HwU' index 85 using (($1+$2)/2):(0.0):(safe($4,$3,0.0)) w yerrorbar ls 2 title '',\
'MADatNLO.HwU' index 85 using (($1+$2)/2):(safe($5,$3,1.0)-1.0) ls 2 title '',\
'MADatNLO.HwU' index 84 using (($1+$2)/2):(0.0):(safe($4,$3,0.0)) w yerrorbar ls 1 title '',\
'MADatNLO.HwU' index 84 using (($1+$2)/2):(safe($5,$3,1.0)-1.0) ls 1 title ''
#-- rendering subhistograms '(LO|#1LOAA|#1TOT|#1)/(NLO|#1 central value) ratio'
unset label
unset format
set yrange [-4.6970e+00:8.9134e+00]
set origin 0.0000e+00, 2.0000e-01
set size 1.0000e+00, 1.5000e-01
set mytics 2
set ytics auto
set format x
unset logscale y
set ylabel "ratio w.r.t. NLO|#1"
set label "(LO|#1LOAA|#1TOT|#1)/(NLO|#1 central value)" font ",9" at graph 0.03, graph 0.13
plot \
1.0 ls 999 title '',\
'MADatNLO.HwU' index 90 using (($1+$2)/2):7 ls 14 title '',\
'MADatNLO.HwU' index 90 using (($1+$2)/2):6 ls 14 title '',\
'MADatNLO.HwU' index 89 using (($1+$2)/2):7 ls 13 title '',\
'MADatNLO.HwU' index 89 using (($1+$2)/2):6 ls 13 title '',\
'MADatNLO.HwU' index 88 using (($1+$2)/2):7 ls 12 title '',\
'MADatNLO.HwU' index 88 using (($1+$2)/2):6 ls 12 title '',\
'MADatNLO.HwU' index 90 using (($1+$2)/2):5 ls 4 title '',\
'MADatNLO.HwU' index 90 using (($1+$2)/2):3:4 w yerrorbar ls 4 title '',\
'MADatNLO.HwU' index 90 using (($1+$2)/2):3 ls 4 title '',\
'MADatNLO.HwU' index 89 using (($1+$2)/2):5 ls 3 title '',\
'MADatNLO.HwU' index 89 using (($1+$2)/2):3:4 w yerrorbar ls 3 title '',\
'MADatNLO.HwU' index 89 using (($1+$2)/2):3 ls 3 title '',\
'MADatNLO.HwU' index 88 using (($1+$2)/2):5 ls 2 title '',\
'MADatNLO.HwU' index 88 using (($1+$2)/2):3:4 w yerrorbar ls 2 title '',\
'MADatNLO.HwU' index 88 using (($1+$2)/2):3 ls 2 title ''

unset label

################################################################################

################################################################################
### Rendering of the plot titled '2mu2top rap'
################################################################################

set multiplot
set label "2mu2top rap" font ",13" at graph 0.04, graph 1.05
set xrange [-1.9200e+00:1.8000e+00]
set bmargin 0 
set tmargin 0
set xtics nomirror
set ytics nomirror
set mytics 10
set xtics auto
set key horizontal noreverse maxcols 1 width -4 
set label front 'MadGraph5\_aMC\@NLO' font "Courier,11" rotate by 90 at graph 1.02, graph 0.04

#-- rendering subhistograms 'NLO|#1 and LO|#1 results'

set format y '10^{%T}'
set yrange [5.0696e-11:9.3681e-01]
set origin 0.0000e+00, 5.0000e-01
set size 1.0000e+00, 4.0000e-01
set mytics 10
set ytics auto
set format x ''
set logscale y
set ylabel "{/Symbol s} per bin [pb]"

plot \
sqrt(-1) ls 14 title 'TOT|#1, scale variation',\
sqrt(-1) ls 13 title 'LOAA|#1, scale variation',\
sqrt(-1) ls 12 title 'LO|#1, scale variation',\
sqrt(-1) ls 11 title 'NLO|#1, scale variation',\
'MADatNLO.HwU' index 94 using (($1+$2)/2):($3 >= 0 ? sqrt(-1) : abs($3)):4 w yerrorbar ls 104 title '',\
'MADatNLO.HwU' index 94 using (($1+$2)/2):($3 >= 0 ? sqrt(-1) : abs($3)) ls 104 title '',\
'MADatNLO.HwU' index 94 using (($1+$2)/2):($3 < 0 ? sqrt(-1) : $3):4 w yerrorbar ls 4 title '',\
'MADatNLO.HwU' index 94 using (($1+$2)/2):($3 < 0 ? sqrt(-1) : $3) ls 4 title 'TOT|#1, central value, dynamical\_scale\_choice=10',\
'MADatNLO.HwU' index 93 using (($1+$2)/2):($3 >= 0 ? sqrt(-1) : abs($3)):4 w yerrorbar ls 103 title '',\
'MADatNLO.HwU' index 93 using (($1+$2)/2):($3 >= 0 ? sqrt(-1) : abs($3)) ls 103 title '',\
'MADatNLO.HwU' index 93 using (($1+$2)/2):($3 < 0 ? sqrt(-1) : $3):4 w yerrorbar ls 3 title '',\
'MADatNLO.HwU' index 93 using (($1+$2)/2):($3 < 0 ? sqrt(-1) : $3) ls 3 title 'LOAA|#1, central value, dynamical\_scale\_choice=10',\
'MADatNLO.HwU' index 92 using (($1+$2)/2):($3 >= 0 ? sqrt(-1) : abs($3)):4 w yerrorbar ls 102 title '',\
'MADatNLO.HwU' index 92 using (($1+$2)/2):($3 >= 0 ? sqrt(-1) : abs($3)) ls 102 title '',\
'MADatNLO.HwU' index 92 using (($1+$2)/2):($3 < 0 ? sqrt(-1) : $3):4 w yerrorbar ls 2 title '',\
'MADatNLO.HwU' index 92 using (($1+$2)/2):($3 < 0 ? sqrt(-1) : $3) ls 2 title 'LO|#1, central value, dynamical\_scale\_choice=10',\
'MADatNLO.HwU' index 91 using (($1+$2)/2):($3 >= 0 ? sqrt(-1) : abs($3)):4 w yerrorbar ls 101 title '',\
'MADatNLO.HwU' index 91 using (($1+$2)/2):($3 >= 0 ? sqrt(-1) : abs($3)) ls 101 title '',\
'MADatNLO.HwU' index 91 using (($1+$2)/2):($3 < 0 ? sqrt(-1) : $3):4 w yerrorbar ls 1 title '',\
'MADatNLO.HwU' index 91 using (($1+$2)/2):($3 < 0 ? sqrt(-1) : $3) ls 1 title 'NLO|#1, central value, dynamical\_scale\_choice=10'
#-- rendering subhistograms 'Relative scale and PDF uncertainty'
unset label
unset format
set yrange [-2.2636e-01:2.2569e-01]
set origin 0.0000e+00, 3.5000e-01
set size 1.0000e+00, 1.5000e-01
set mytics 2
set ytics auto
set format x ''
unset logscale y
set ylabel "NLO|#1 rel.unc."
set label "Relative uncertainties w.r.t. central values" font ",9" front at graph 0.03, graph 0.13
plot \
'MADatNLO.HwU' index 94 using (($1+$2)/2):(safe($7,$3,1.0)-1.0) ls 14 title '',\
'MADatNLO.HwU' index 94 using (($1+$2)/2):(safe($6,$3,1.0)-1.0) ls 14 title '',\
'MADatNLO.HwU' index 93 using (($1+$2)/2):(safe($7,$3,1.0)-1.0) ls 13 title '',\
'MADatNLO.HwU' index 93 using (($1+$2)/2):(safe($6,$3,1.0)-1.0) ls 13 title '',\
'MADatNLO.HwU' index 92 using (($1+$2)/2):(safe($7,$3,1.0)-1.0) ls 12 title '',\
'MADatNLO.HwU' index 92 using (($1+$2)/2):(safe($6,$3,1.0)-1.0) ls 12 title '',\
'MADatNLO.HwU' index 91 using (($1+$2)/2):(safe($7,$3,1.0)-1.0) ls 11 title '',\
'MADatNLO.HwU' index 91 using (($1+$2)/2):(safe($6,$3,1.0)-1.0) ls 11 title '',\
0.0 ls 999 title '',\
'MADatNLO.HwU' index 94 using (($1+$2)/2):(0.0):(safe($4,$3,0.0)) w yerrorbar ls 4 title '',\
'MADatNLO.HwU' index 94 using (($1+$2)/2):(safe($5,$3,1.0)-1.0) ls 4 title '',\
'MADatNLO.HwU' index 93 using (($1+$2)/2):(0.0):(safe($4,$3,0.0)) w yerrorbar ls 3 title '',\
'MADatNLO.HwU' index 93 using (($1+$2)/2):(safe($5,$3,1.0)-1.0) ls 3 title '',\
'MADatNLO.HwU' index 92 using (($1+$2)/2):(0.0):(safe($4,$3,0.0)) w yerrorbar ls 2 title '',\
'MADatNLO.HwU' index 92 using (($1+$2)/2):(safe($5,$3,1.0)-1.0) ls 2 title '',\
'MADatNLO.HwU' index 91 using (($1+$2)/2):(0.0):(safe($4,$3,0.0)) w yerrorbar ls 1 title '',\
'MADatNLO.HwU' index 91 using (($1+$2)/2):(safe($5,$3,1.0)-1.0) ls 1 title ''
#-- rendering subhistograms '(LO|#1LOAA|#1TOT|#1)/(NLO|#1 central value) ratio'
unset label
unset format
set yrange [-4.9528e+01:1.1109e+01]
set origin 0.0000e+00, 2.0000e-01
set size 1.0000e+00, 1.5000e-01
set mytics 2
set ytics auto
set format x
unset logscale y
set ylabel "ratio w.r.t. NLO|#1"
set label "(LO|#1LOAA|#1TOT|#1)/(NLO|#1 central value)" font ",9" at graph 0.03, graph 0.13
plot \
1.0 ls 999 title '',\
'MADatNLO.HwU' index 97 using (($1+$2)/2):7 ls 14 title '',\
'MADatNLO.HwU' index 97 using (($1+$2)/2):6 ls 14 title '',\
'MADatNLO.HwU' index 96 using (($1+$2)/2):7 ls 13 title '',\
'MADatNLO.HwU' index 96 using (($1+$2)/2):6 ls 13 title '',\
'MADatNLO.HwU' index 95 using (($1+$2)/2):7 ls 12 title '',\
'MADatNLO.HwU' index 95 using (($1+$2)/2):6 ls 12 title '',\
'MADatNLO.HwU' index 97 using (($1+$2)/2):5 ls 4 title '',\
'MADatNLO.HwU' index 97 using (($1+$2)/2):3:4 w yerrorbar ls 4 title '',\
'MADatNLO.HwU' index 97 using (($1+$2)/2):3 ls 4 title '',\
'MADatNLO.HwU' index 96 using (($1+$2)/2):5 ls 3 title '',\
'MADatNLO.HwU' index 96 using (($1+$2)/2):3:4 w yerrorbar ls 3 title '',\
'MADatNLO.HwU' index 96 using (($1+$2)/2):3 ls 3 title '',\
'MADatNLO.HwU' index 95 using (($1+$2)/2):5 ls 2 title '',\
'MADatNLO.HwU' index 95 using (($1+$2)/2):3:4 w yerrorbar ls 2 title '',\
'MADatNLO.HwU' index 95 using (($1+$2)/2):3 ls 2 title ''

unset label

################################################################################

################################################################################
### Rendering of the plot titled '2mu2top pt'
################################################################################

set multiplot
set label "2mu2top pt" font ",13" at graph 0.04, graph 1.05
set xrange [0.0000e+00:4.4000e+02]
set bmargin 0 
set tmargin 0
set xtics nomirror
set ytics nomirror
set mytics 10
set xtics auto
set key horizontal noreverse maxcols 1 width -4 
set label front 'MadGraph5\_aMC\@NLO' font "Courier,11" rotate by 90 at graph 1.02, graph 0.04

#-- rendering subhistograms 'NLO|#1 and LO|#1 results'

set format y '10^{%T}'
set yrange [4.3226e-08:1.1990e-02]
set origin 0.0000e+00, 5.0000e-01
set size 1.0000e+00, 4.0000e-01
set mytics 10
set ytics auto
set format x ''
set logscale y
set ylabel "{/Symbol s} per bin [pb]"

plot \
sqrt(-1) ls 14 title 'TOT|#1, scale variation',\
sqrt(-1) ls 13 title 'LOAA|#1, scale variation',\
sqrt(-1) ls 12 title 'LO|#1, scale variation',\
sqrt(-1) ls 11 title 'NLO|#1, scale variation',\
'MADatNLO.HwU' index 101 using (($1+$2)/2):($3 >= 0 ? sqrt(-1) : abs($3)):4 w yerrorbar ls 104 title '',\
'MADatNLO.HwU' index 101 using (($1+$2)/2):($3 >= 0 ? sqrt(-1) : abs($3)) ls 104 title '',\
'MADatNLO.HwU' index 101 using (($1+$2)/2):($3 < 0 ? sqrt(-1) : $3):4 w yerrorbar ls 4 title '',\
'MADatNLO.HwU' index 101 using (($1+$2)/2):($3 < 0 ? sqrt(-1) : $3) ls 4 title 'TOT|#1, central value, dynamical\_scale\_choice=10',\
'MADatNLO.HwU' index 100 using (($1+$2)/2):($3 >= 0 ? sqrt(-1) : abs($3)):4 w yerrorbar ls 103 title '',\
'MADatNLO.HwU' index 100 using (($1+$2)/2):($3 >= 0 ? sqrt(-1) : abs($3)) ls 103 title '',\
'MADatNLO.HwU' index 100 using (($1+$2)/2):($3 < 0 ? sqrt(-1) : $3):4 w yerrorbar ls 3 title '',\
'MADatNLO.HwU' index 100 using (($1+$2)/2):($3 < 0 ? sqrt(-1) : $3) ls 3 title 'LOAA|#1, central value, dynamical\_scale\_choice=10',\
'MADatNLO.HwU' index 99 using (($1+$2)/2):($3 >= 0 ? sqrt(-1) : abs($3)):4 w yerrorbar ls 102 title '',\
'MADatNLO.HwU' index 99 using (($1+$2)/2):($3 >= 0 ? sqrt(-1) : abs($3)) ls 102 title '',\
'MADatNLO.HwU' index 99 using (($1+$2)/2):($3 < 0 ? sqrt(-1) : $3):4 w yerrorbar ls 2 title '',\
'MADatNLO.HwU' index 99 using (($1+$2)/2):($3 < 0 ? sqrt(-1) : $3) ls 2 title 'LO|#1, central value, dynamical\_scale\_choice=10',\
'MADatNLO.HwU' index 98 using (($1+$2)/2):($3 >= 0 ? sqrt(-1) : abs($3)):4 w yerrorbar ls 101 title '',\
'MADatNLO.HwU' index 98 using (($1+$2)/2):($3 >= 0 ? sqrt(-1) : abs($3)) ls 101 title '',\
'MADatNLO.HwU' index 98 using (($1+$2)/2):($3 < 0 ? sqrt(-1) : $3):4 w yerrorbar ls 1 title '',\
'MADatNLO.HwU' index 98 using (($1+$2)/2):($3 < 0 ? sqrt(-1) : $3) ls 1 title 'NLO|#1, central value, dynamical\_scale\_choice=10'
#-- rendering subhistograms 'Relative scale and PDF uncertainty'
unset label
unset format
set yrange [-1.5420e-02:1.7914e-02]
set origin 0.0000e+00, 3.5000e-01
set size 1.0000e+00, 1.5000e-01
set mytics 2
set ytics auto
set format x ''
unset logscale y
set ylabel "NLO|#1 rel.unc."
set label "Relative uncertainties w.r.t. central values" font ",9" front at graph 0.03, graph 0.13
plot \
'MADatNLO.HwU' index 101 using (($1+$2)/2):(safe($7,$3,1.0)-1.0) ls 14 title '',\
'MADatNLO.HwU' index 101 using (($1+$2)/2):(safe($6,$3,1.0)-1.0) ls 14 title '',\
'MADatNLO.HwU' index 100 using (($1+$2)/2):(safe($7,$3,1.0)-1.0) ls 13 title '',\
'MADatNLO.HwU' index 100 using (($1+$2)/2):(safe($6,$3,1.0)-1.0) ls 13 title '',\
'MADatNLO.HwU' index 99 using (($1+$2)/2):(safe($7,$3,1.0)-1.0) ls 12 title '',\
'MADatNLO.HwU' index 99 using (($1+$2)/2):(safe($6,$3,1.0)-1.0) ls 12 title '',\
'MADatNLO.HwU' index 98 using (($1+$2)/2):(safe($7,$3,1.0)-1.0) ls 11 title '',\
'MADatNLO.HwU' index 98 using (($1+$2)/2):(safe($6,$3,1.0)-1.0) ls 11 title '',\
0.0 ls 999 title '',\
'MADatNLO.HwU' index 101 using (($1+$2)/2):(0.0):(safe($4,$3,0.0)) w yerrorbar ls 4 title '',\
'MADatNLO.HwU' index 101 using (($1+$2)/2):(safe($5,$3,1.0)-1.0) ls 4 title '',\
'MADatNLO.HwU' index 100 using (($1+$2)/2):(0.0):(safe($4,$3,0.0)) w yerrorbar ls 3 title '',\
'MADatNLO.HwU' index 100 using (($1+$2)/2):(safe($5,$3,1.0)-1.0) ls 3 title '',\
'MADatNLO.HwU' index 99 using (($1+$2)/2):(0.0):(safe($4,$3,0.0)) w yerrorbar ls 2 title '',\
'MADatNLO.HwU' index 99 using (($1+$2)/2):(safe($5,$3,1.0)-1.0) ls 2 title '',\
'MADatNLO.HwU' index 98 using (($1+$2)/2):(0.0):(safe($4,$3,0.0)) w yerrorbar ls 1 title '',\
'MADatNLO.HwU' index 98 using (($1+$2)/2):(safe($5,$3,1.0)-1.0) ls 1 title ''
#-- rendering subhistograms '(LO|#1LOAA|#1TOT|#1)/(NLO|#1 central value) ratio'
unset label
unset format
set yrange [-8.2290e-01:3.5807e+00]
set origin 0.0000e+00, 2.0000e-01
set size 1.0000e+00, 1.5000e-01
set mytics 2
set ytics auto
set format x
unset logscale y
set ylabel "ratio w.r.t. NLO|#1"
set label "(LO|#1LOAA|#1TOT|#1)/(NLO|#1 central value)" font ",9" at graph 0.03, graph 0.13
plot \
1.0 ls 999 title '',\
'MADatNLO.HwU' index 104 using (($1+$2)/2):7 ls 14 title '',\
'MADatNLO.HwU' index 104 using (($1+$2)/2):6 ls 14 title '',\
'MADatNLO.HwU' index 103 using (($1+$2)/2):7 ls 13 title '',\
'MADatNLO.HwU' index 103 using (($1+$2)/2):6 ls 13 title '',\
'MADatNLO.HwU' index 102 using (($1+$2)/2):7 ls 12 title '',\
'MADatNLO.HwU' index 102 using (($1+$2)/2):6 ls 12 title '',\
'MADatNLO.HwU' index 104 using (($1+$2)/2):5 ls 4 title '',\
'MADatNLO.HwU' index 104 using (($1+$2)/2):3:4 w yerrorbar ls 4 title '',\
'MADatNLO.HwU' index 104 using (($1+$2)/2):3 ls 4 title '',\
'MADatNLO.HwU' index 103 using (($1+$2)/2):5 ls 3 title '',\
'MADatNLO.HwU' index 103 using (($1+$2)/2):3:4 w yerrorbar ls 3 title '',\
'MADatNLO.HwU' index 103 using (($1+$2)/2):3 ls 3 title '',\
'MADatNLO.HwU' index 102 using (($1+$2)/2):5 ls 2 title '',\
'MADatNLO.HwU' index 102 using (($1+$2)/2):3:4 w yerrorbar ls 2 title '',\
'MADatNLO.HwU' index 102 using (($1+$2)/2):3 ls 2 title ''

unset label

################################################################################
unset multiplot
!ps2pdf "MADatNLO.ps" &> /dev/null
